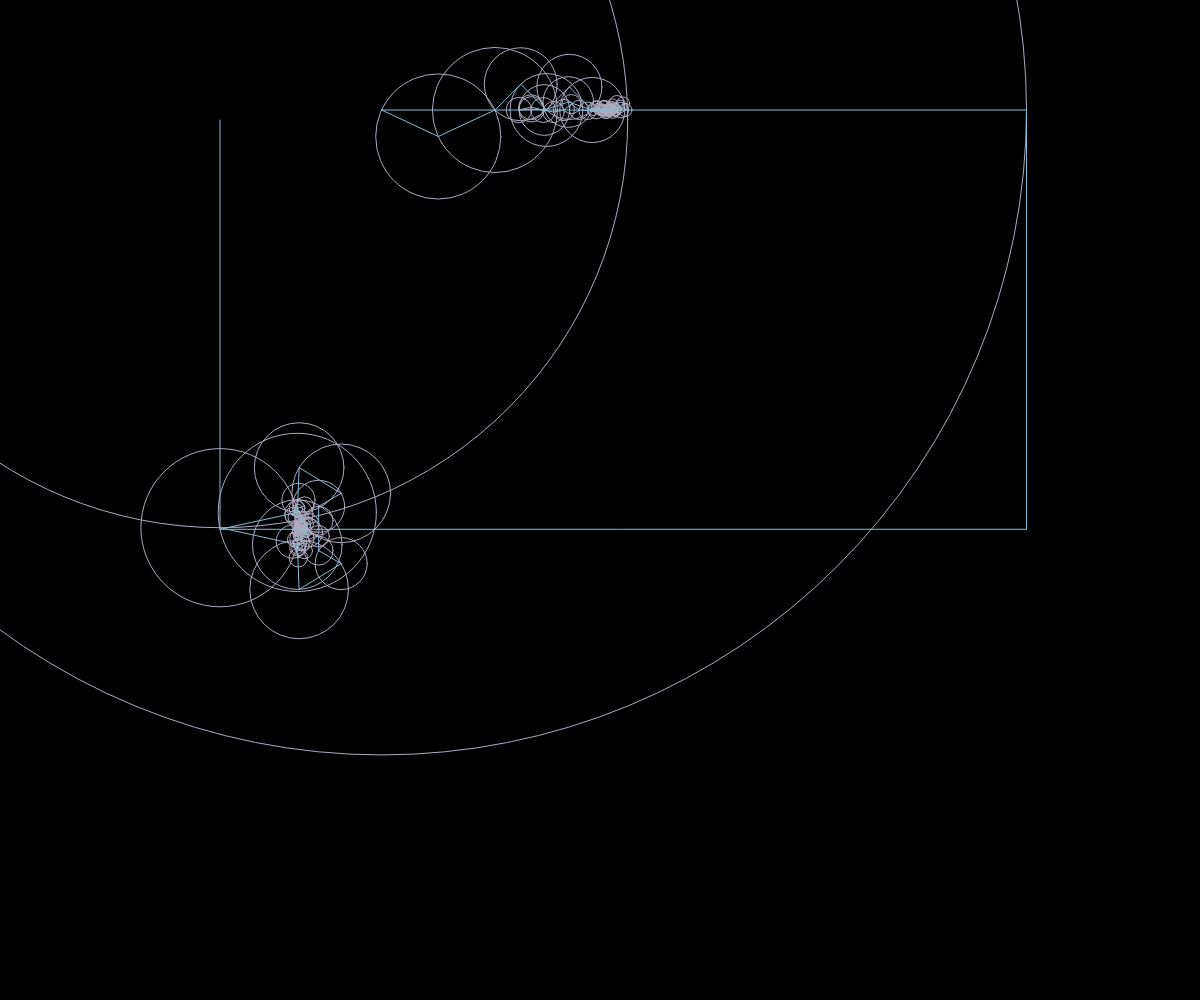
Frame 1 (no input)
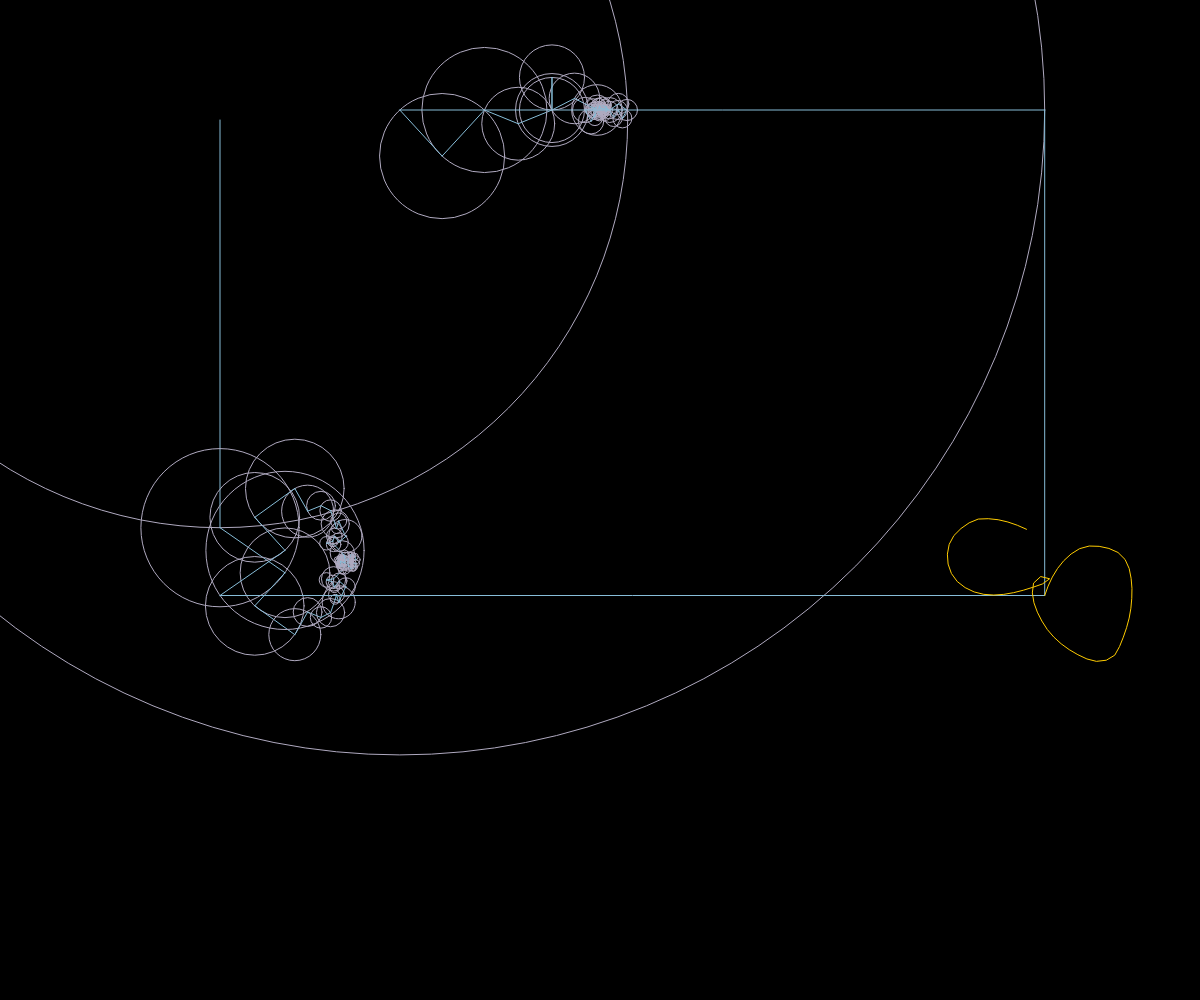
Frame 60 (no input)
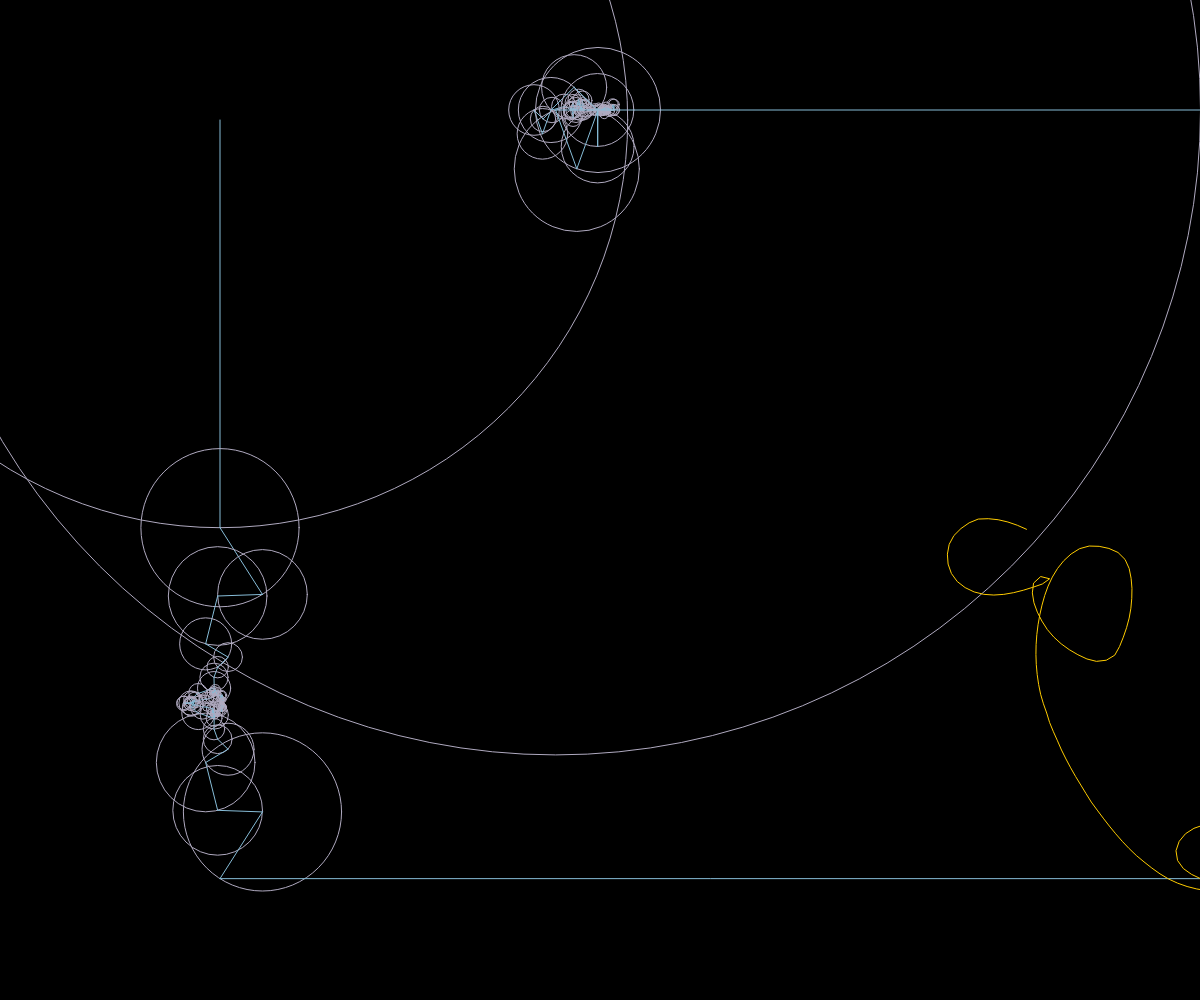
Frame 120 (the mouse pressed at the canvas centre since frame 60)

The p5.js sketch that drew these frames (run headless with seeded random() and noise() and a simulated clock; from frame 60 on, the mouse is pressed at the canvas centre):

// p5.js sketch
// ── sketch.js
let time = 0;
let wave = []; 
let signalX = [];
let signalY = [];
let fourierTransformSignalX;
let fourierTransformSignalY;

function setup()
{
	createCanvas(windowWidth,windowHeight);

	skip = 10;

	for(let i = 0; i<artUU.length; i++)
	{
		//angle = map(i,0,100,0,TWO_PI);
		//signalX[i] = 100*cos(angle);
		//signalX[i] = art[i].x; //200*noise(angle);
		//signalX[i] = 200*noise(angle);

		signalX.push(artUU[i].x);
	}
		
	for(let i = 0; i<artUU.length; i++)
	{
		//angle = map(i,0,100,0,TWO_PI);
		//signalY[i] = 100*sin(angle); //random(-250,100);
		//signalY[i] = art[i].y; //150*noise(angle+100);
		//signalY[i] = 150*noise(angle+100);

		signalY.push(artUU[i].y);
	} 

	//signal = [100,100,100,-100,-100,-100,100,100,100,-100,-100,-100];
	fourierTransformSignalX = dft(signalX);
	fourierTransformSignalY = dft(signalY);

	fourierTransformSignalX.sort((a,b) => a.amp-b.amp);
	//fourierTransformSignalY.sort((a,b) => b.amp-a.amp);
}

function epiCycles(x,y,fourierTransformSignal,rotation)
{
	for(let i=0;i<fourierTransformSignal.length;i++)
	{
		let prevx = x;
		let prevy = y;

		let freq = fourierTransformSignal[i].freq;
		let radius = fourierTransformSignal[i].amp;
		let phase = fourierTransformSignal[i].phase;
	
		x += radius * cos(freq * time + phase + rotation);
		y += radius * sin(freq * time + phase + rotation);
		
		
		stroke('#b0aac0');
		noFill();
		ellipse(prevx,prevy,radius*2);

		//fill(255);
		stroke('#87bdd8');
		line(prevx,prevy,x,y); 
	}

	return createVector(x,y);
}

function draw()
{
    background(0,0,0);

	translate(200,100);

	let vx = epiCycles(400,10,fourierTransformSignalX,0);
	let vy = epiCycles(20,20,fourierTransformSignalY,HALF_PI);

	let v = createVector(vx.x,vy.y);
	wave.unshift(v);

	line(vx.x,vx.y,v.x,v.y);
	line(vy.x,vy.y,v.x,v.y);

	beginShape();
	noFill();
	stroke(255, 204, 0);
	for(let i = 0;i<wave.length;i++)
	{
		vertex(wave[i].x,wave[i].y);
	}
	endShape();

	const dt = TWO_PI / fourierTransformSignalY.length;
    time += dt;
}
// ── Art.js
let art = [{x: 688.6,y: 534.639990234375},
{x: 685.754541015625,y: 531.317529296875},
{x: 682.4857421875,y: 528.411767578125},
{x: 678.828369140625,y: 526.014111328125},
{x: 674.87724609375,y: 524.133984375},
{x: 670.791162109375,y: 522.570751953125},
{x: 666.5154052734375,y: 521.6692871093751},
{x: 662.164111328125,y: 521.9073242187501},
{x: 658.2066406250001,y: 523.710888671875},
{x: 655.2179931640626,y: 526.877392578125},
{x: 653.2002685546875,y: 530.754052734375},
{x: 651.6937255859375,y: 534.8629882812501},
{x: 650.289111328125,y: 539.0087402343751},
{x: 648.66923828125,y: 543.073779296875},
{x: 646.5610595703125,y: 546.9046875},
{x: 643.7684814453125,y: 550.264208984375},
{x: 640.2845458984375,y: 552.897509765625},
{x: 636.2890625,y: 554.663427734375},
{x: 632.0145751953125,y: 555.576416015625},
{x: 627.6453125,y: 555.768359375},
{x: 623.28544921875,y: 555.40322265625},
{x: 618.978515625,y: 554.6279296875},
{x: 614.7304443359376,y: 553.5740234375},
{x: 610.5226318359375,y: 552.368310546875},
{x: 606.394482421875,y: 550.916552734375},
{x: 602.4296875,y: 549.06669921875},
{x: 598.7132568359375,y: 546.759423828125},
{x: 595.3357910156251,y: 543.980322265625},
{x: 592.3803466796876,y: 540.7562988281251},
{x: 589.8376220703126,y: 537.1955078125001},
{x: 587.7181640625,y: 533.36865234375},
{x: 586.1150146484375,y: 529.29931640625},
{x: 585.13818359375,y: 525.037158203125},
{x: 584.8983642578125,y: 520.672314453125},
{x: 585.5183349609375,y: 516.350341796875},
{x: 587.223046875,y: 512.3265136718751},
{x: 589.4573486328125,y: 508.56406250000003},
{x: 591.9389892578125,y: 504.95878906250005},
{x: 594.5653564453125,y: 501.457177734375},
{x: 597.2896484375001,y: 498.03115234375},
{x: 600.1036132812501,y: 494.67832031250003},
{x: 603.026171875,y: 491.41982421875},
{x: 606.0672607421875,y: 488.271630859375},
{x: 609.1839355468751,y: 485.197998046875},
{x: 612.2650146484375,y: 482.08891601562505},
{x: 615.2210449218751,y: 478.86088867187505},
{x: 618.0407470703126,y: 475.513134765625},
{x: 620.697998046875,y: 472.035400390625},
{x: 623.217919921875,y: 468.456298828125},
{x: 625.6802978515625,y: 464.83720703125005},
{x: 628.1165771484375,y: 461.200634765625},
{x: 630.5407470703126,y: 457.555810546875},
{x: 632.959521484375,y: 453.907421875},
{x: 635.3606933593751,y: 450.24755859375},
{x: 637.7576171875,y: 446.58486328125},
{x: 640.1474853515625,y: 442.91748046875},
{x: 642.5177978515626,y: 439.23759765625005},
{x: 644.8579833984375,y: 435.53818359375003},
{x: 647.161083984375,y: 431.815673828125},
{x: 649.438427734375,y: 428.0774169921875},
{x: 651.7029296875,y: 424.3313720703125},
{x: 653.940234375,y: 420.56901855468755},
{x: 656.133544921875,y: 416.7808837890625},
{x: 658.2658447265626,y: 412.9580322265625},
{x: 660.3218994140625,y: 409.093701171875},
{x: 662.291015625,y: 405.18454589843753},
{x: 664.168603515625,y: 401.230419921875},
{x: 665.9556396484375,y: 397.2345703125},
{x: 667.5395263671876,y: 393.15463867187503},
{x: 668.9337890625,y: 389.00556640625},
{x: 670.1759033203125,y: 384.80852050781255},
{x: 671.2716552734375,y: 380.57084960937505},
{x: 672.2195068359375,y: 376.29765625000005},
{x: 673.01396484375,y: 371.99313964843753},
{x: 673.6472900390625,y: 367.662060546875},
{x: 673.9998535156251,y: 363.30217285156255},
{x: 673.568603515625,y: 358.95432128906253},
{x: 672.1415771484376,y: 354.8228759765625},
{x: 669.9731201171876,y: 351.028515625},
{x: 667.0408935546875,y: 347.79248046875},
{x: 663.380615234375,y: 345.4168212890625},
{x: 659.2075927734375,y: 344.1444091796875},
{x: 654.858837890625,y: 343.6582275390625},
{x: 650.485888671875,y: 343.725048828125},
{x: 646.155029296875,y: 344.348388671875},
{x: 641.8767578125,y: 345.26923828125},
{x: 637.68134765625,y: 346.5154541015625},
{x: 633.560107421875,y: 347.989404296875},
{x: 629.51201171875,y: 349.653955078125},
{x: 625.5573974609375,y: 351.5291748046875},
{x: 621.7466796875001,y: 353.680322265625},
{x: 618.21123046875,y: 356.2488037109375},
{x: 615.3392822265625,y: 359.541943359375},
{x: 612.9503662109375,y: 363.209228515625},
{x: 611.0020263671875,y: 367.1243896484375},
{x: 609.7795654296875,y: 371.316650390625},
{x: 609.5532470703125,y: 375.67744140625},
{x: 609.8,y: 380.04453125000003},
{x: 609.5447265625,y: 384.396435546875},
{x: 607.3119873046876,y: 388.08759765625},
{x: 603.4574462890625,y: 389.7414794921875},
{x: 599.1507324218751,y: 389.5345458984375},
{x: 596.3267578125001,y: 386.5566650390625},
{x: 595.9599853515625,y: 382.2385986328125},
{x: 596.5958007812501,y: 377.96943359375},
{x: 598.762744140625,y: 374.21953125000005},
{x: 598.919970703125,y: 369.879150390625},
{x: 598.3342041015626,y: 365.5554443359375},
{x: 597.1617919921875,y: 361.349072265625},
{x: 594.4158203125,y: 357.99667968750003},
{x: 590.46064453125,y: 356.32011718750005},
{x: 586.0896728515625,y: 356.2400146484375},
{x: 581.7631591796876,y: 355.5964599609375},
{x: 577.440576171875,y: 354.9073486328125},
{x: 573.1984130859375,y: 353.907958984375},
{x: 569.088330078125,y: 352.40227050781255},
{x: 565.0401611328125,y: 350.7483154296875},
{x: 562.1435302734376,y: 347.78732910156253},
{x: 562.637451171875,y: 343.6695556640625},
{x: 564.2945068359375,y: 339.6182861328125},
{x: 565.8787109375,y: 335.5377197265625},
{x: 567.2901611328125,y: 331.3977294921875},
{x: 568.557275390625,y: 327.20773925781253},
{x: 569.8244140625,y: 323.0177734375},
{x: 571.0915283203126,y: 318.82785644531253},
{x: 572.3586669921875,y: 314.6378662109375},
{x: 573.4014648437501,y: 310.3881103515625},
{x: 574.3915283203125,y: 306.12431640625},
{x: 575.3816162109375,y: 301.86032714843753},
{x: 576.3717041015625,y: 297.596337890625},
{x: 577.3617431640625,y: 293.33251953125},
{x: 578.35185546875,y: 289.06845703125003},
{x: 579.0068359375,y: 284.74497070312503},
{x: 579.5497802734376,y: 280.401318359375},
{x: 580.092724609375,y: 276.05791015625},
{x: 580.608935546875,y: 271.7123046875},
{x: 580.745654296875,y: 267.3371337890625},
{x: 580.8823974609375,y: 262.9618896484375},
{x: 580.6814453125,y: 258.5943115234375},
{x: 580.3525634765625,y: 254.2293701171875},
{x: 579.9970703125,y: 249.86809082031252},
{x: 579.1293701171876,y: 245.577734375},
{x: 577.908447265625,y: 241.3997314453125},
{x: 576.134814453125,y: 237.39765625},
{x: 574.1151611328125,y: 233.5198486328125},
{x: 571.6407226562501,y: 229.92446289062502},
{x: 568.7957519531251,y: 226.6153564453125},
{x: 565.4679443359375,y: 223.77159423828127},
{x: 561.94326171875,y: 221.1907470703125},
{x: 558.197900390625,y: 218.93199462890627},
{x: 554.4712890625001,y: 216.6406005859375},
{x: 550.5582275390625,y: 214.69814453125002},
{x: 546.488330078125,y: 213.08817138671876},
{x: 542.4522705078125,y: 211.39779052734377},
{x: 538.3185546875,y: 209.98980712890625},
{x: 534.0625,y: 208.9805419921875},
{x: 529.7920166015625,y: 208.02169189453127},
{x: 525.4999267578125,y: 207.16713867187502},
{x: 521.1709228515625,y: 206.53139648437502},
{x: 516.8191650390625,y: 206.077587890625},
{x: 512.4489990234375,y: 205.84002685546875},
{x: 508.071533203125,y: 205.84002685546875},
{x: 503.694189453125,y: 205.84002685546875},
{x: 499.318115234375,y: 205.86800537109377},
{x: 494.957177734375,y: 206.24721679687502},
{x: 490.607861328125,y: 206.7254638671875},
{x: 486.2769287109375,y: 207.3612060546875},
{x: 481.95097656250005,y: 208.02818603515627},
{x: 477.6649169921875,y: 208.8673095703125},
{x: 473.7868896484375,y: 210.7549560546875},
{x: 471.22193603515626,y: 214.225341796875},
{x: 470.3598876953125,y: 218.48626708984375},
{x: 470.3598876953125,y: 222.8636474609375},
{x: 470.38013916015626,y: 227.235791015625},
{x: 472.7197509765625,y: 230.9248779296875},
{x: 475.356689453125,y: 234.4188232421875},
{x: 477.99365234375,y: 237.9128173828125},
{x: 481.5454833984375,y: 240.45424804687502},
{x: 485.14306640625,y: 242.947607421875},
{x: 488.6597412109375,y: 245.552490234375},
{x: 492.248388671875,y: 248.01042480468752},
{x: 496.2818115234375,y: 249.6858642578125},
{x: 500.1377685546875,y: 251.75773925781252},
{x: 504.0970703125,y: 253.6234130859375},
{x: 508.1458251953125,y: 255.2701171875},
{x: 512.29296875,y: 256.67045898437505},
{x: 516.440380859375,y: 258.0708740234375},
{x: 520.6763916015625,y: 259.099560546875},
{x: 525.008837890625,y: 259.7244384765625},
{x: 529.365673828125,y: 260.06279296875005},
{x: 533.7412841796875,y: 260.14458007812505},
{x: 538.1172851562501,y: 260.02788085937505},
{x: 542.483642578125,y: 259.73203125},
{x: 546.8168701171876,y: 259.141015625},
{x: 551.1130859375,y: 258.3033447265625},
{x: 555.399609375,y: 257.416943359375},
{x: 559.6435791015625,y: 256.362060546875},
{x: 561.048291015625,y: 254.1712646484375},
{x: 558.8779296875,y: 250.376416015625},
{x: 556.3987060546875,y: 246.7718017578125},
{x: 553.8232666015625,y: 243.2327880859375},
{x: 550.4279541015626,y: 240.50493164062502},
{x: 546.6741943359375,y: 238.252685546875},
{x: 542.6192138671875,y: 236.610546875},
{x: 538.4577392578126,y: 235.28459472656252},
{x: 534.2089599609376,y: 234.24013671875002},
{x: 529.8316162109375,y: 234.24013671875002},
{x: 525.45673828125,y: 234.3880126953125},
{x: 521.0887451171875,y: 234.6500244140625},
{x: 516.7284912109375,y: 235.0375732421875},
{x: 512.52080078125,y: 236.1767333984375},
{x: 508.3582763671875,y: 237.53076171875},
{x: 504.259423828125,y: 239.067822265625},
{x: 500.206396484375,y: 240.70537109375002},
{x: 496.3548095703125,y: 242.7847412109375},
{x: 492.5031494140625,y: 244.86418457031252},
{x: 488.651123046875,y: 246.943798828125},
{x: 485.234326171875,y: 249.65302734375},
{x: 482.20458984375,y: 252.770703125},
{x: 479.7032470703125,y: 256.3615966796875},
{x: 478.06552734375,y: 260.42033691406255},
{x: 477.0072265625,y: 264.66215820312505},
{x: 476.0229736328125,y: 268.92729492187505},
{x: 475.5136474609375,y: 273.273193359375},
{x: 475.32001953125,y: 277.63986816406253},
{x: 475.4915283203125,y: 282.0079833984375},
{x: 475.955810546875,y: 286.36083984375},
{x: 476.7359619140625,y: 290.6678955078125},
{x: 477.697412109375,y: 294.93161621093753},
{x: 478.9807373046875,y: 299.11640625},
{x: 480.5819091796875,y: 303.187158203125},
{x: 482.4809814453125,y: 307.13134765625},
{x: 484.3799560546875,y: 311.075341796875},
{x: 486.24970703125,y: 315.0331298828125},
{x: 488.118603515625,y: 318.9915771484375},
{x: 489.9874267578125,y: 322.9498291015625},
{x: 491.85625000000005,y: 326.9080810546875},
{x: 493.725048828125,y: 330.866357421875},
{x: 495.59392089843755,y: 334.82468261718753},
{x: 497.479150390625,y: 338.775341796875},
{x: 499.368310546875,y: 342.7239990234375},
{x: 501.257470703125,y: 346.67265625000005},
{x: 503.14665527343755,y: 350.621337890625},
{x: 505.03581542968755,y: 354.56999511718755},
{x: 506.9627197265625,y: 358.5001220703125},
{x: 508.9111572265625,y: 362.419921875},
{x: 510.8595947265625,y: 366.33974609375},
{x: 512.8028076171875,y: 370.2619873046875},
{x: 514.7160400390625,y: 374.1988525390625},
{x: 516.6294921875,y: 378.1361083984375},
{x: 518.542724609375,y: 382.07297363281253},
{x: 520.45615234375,y: 386.010205078125},
{x: 522.36943359375,y: 389.9471435546875},
{x: 524.2828125000001,y: 393.88427734375},
{x: 526.149169921875,y: 397.84375},
{x: 527.9873046875,y: 401.8164794921875},
{x: 529.825390625,y: 405.78911132812505},
{x: 531.6635498046876,y: 409.7619140625},
{x: 533.50166015625,y: 413.734619140625},
{x: 535.3826416015625,y: 417.68613281250003},
{x: 537.4086181640625,y: 421.56640625},
{x: 539.4345703125,y: 425.4466064453125},
{x: 541.3568603515625,y: 429.378857421875},
{x: 543.2675048828125,y: 433.317138671875},
{x: 545.1351318359375,y: 437.27578125},
{x: 546.9950927734376,y: 441.23828125},
{x: 548.92333984375,y: 445.16777343750005},
{x: 550.888818359375,y: 449.07817382812505},
{x: 552.9802978515625,y: 452.923779296875},
{x: 555.1651367187501,y: 456.7171875},
{x: 557.8293212890626,y: 460.17290039062505},
{x: 560.7582763671876,y: 463.42294921875003},
{x: 563.8395263671875,y: 466.52963867187503},
{x: 567.133740234375,y: 469.4091796875},
{x: 570.6755126953126,y: 471.9662109375},
{x: 574.4107666015625,y: 474.24887695312503},
{x: 578.2398193359375,y: 476.35996093750003},
{x: 582.2342529296875,y: 478.144970703125},
{x: 586.419140625,y: 479.389111328125},
{x: 590.7064208984375,y: 480.26596679687503},
{x: 595.076123046875,y: 480.46831054687505},
{x: 599.4423095703125,y: 480.24614257812505},
{x: 603.5589355468751,y: 479.025634765625},
{x: 606.654296875,y: 475.940087890625},
{x: 609.1699462890625,y: 472.39521484375},
{x: 610.4251953125,y: 468.26889648437503},
{x: 610.9892578125,y: 463.92832031250003},
{x: 610.9573974609375,y: 459.552734375},
{x: 610.3494384765625,y: 455.23251953125003},
{x: 608.7292236328126,y: 451.18017578125},
{x: 605.951806640625,y: 447.863427734375},
{x: 602.4263427734375,y: 445.29106445312505},
{x: 598.5184326171875,y: 443.34086914062505},
{x: 594.5208984375,y: 441.557373046875},
{x: 590.8653564453125,y: 439.17412109375005},
{x: 587.3841796875,y: 436.52607421875},
{x: 584.5961669921876,y: 433.19492187500003},
{x: 584.848876953125,y: 429.89194335937503},
{x: 589.0466796875,y: 431.104443359375},
{x: 593.3860107421875,y: 431.537060546875},
{x: 597.7340576171875,y: 432.042626953125},
{x: 602.09228515625,y: 432.429638671875},
{x: 606.466015625,y: 432.56005859375},
{x: 610.8431640625,y: 432.537255859375},
{x: 615.1769287109375,y: 432.079541015625},
{x: 619.4685791015625,y: 431.21787109375003},
{x: 623.23369140625,y: 428.9958740234375},
{x: 626.9344238281251,y: 426.65947265625005},
{x: 630.5989013671875,y: 424.26535644531253},
{x: 633.719189453125,y: 421.200927734375},
{x: 636.5363037109375,y: 417.878857421875},
{x: 638.5713134765625,y: 414.032177734375},
{x: 640.130810546875,y: 409.945458984375},
{x: 639.329248046875,y: 407.27336425781255},
{x: 634.9954833984375,y: 407.87875976562503},
{x: 630.6971435546875,y: 408.643701171875},
{x: 626.4582763671875,y: 409.735498046875},
{x: 622.172802734375,y: 410.6184326171875},
{x: 617.907275390625,y: 411.59326171875},
{x: 613.6556640625,y: 412.6345947265625},
{x: 609.3454833984375,y: 413.3589111328125},
{x: 604.9730712890625,y: 413.4400634765625},
{x: 600.598388671875,y: 413.28842773437503},
{x: 596.2526123046875,y: 412.7708740234375},
{x: 591.9085449218751,y: 412.23234863281255},
{x: 587.6552490234376,y: 411.2398193359375},
{x: 583.4737304687501,y: 409.95576171875},
{x: 579.3584228515625,y: 408.46396484375003},
{x: 575.4081298828125,y: 406.58981933593753},
{x: 571.5001220703125,y: 404.61789550781253},
{x: 567.5320068359375,y: 402.7766357421875},
{x: 564.1200439453125,y: 400.33005371093753},
{x: 568.128564453125,y: 399.76005859375005},
{x: 572.473876953125,y: 399.281640625},
{x: 576.6891357421875,y: 398.1253173828125},
{x: 580.760791015625,y: 396.545166015625},
{x: 584.4808837890625,y: 394.25961914062503},
{x: 588.523095703125,y: 392.7200439453125},
{x: 592.8541748046875,y: 393.239501953125},
{x: 596.861962890625,y: 394.8423095703125},
{x: 601.04541015625,y: 396.10666503906253},
{x: 605.379638671875,y: 396.61008300781253},
{x: 609.6446044921875,y: 395.82395019531253},
{x: 613.6612548828125,y: 394.1040283203125},
{x: 617.86123046875,y: 393.0400390625},
{x: 622.2078369140625,y: 393.33154296875},
{x: 626.4714599609375,y: 394.31123046875},
{x: 630.655224609375,y: 395.59855957031255},
{x: 634.7359619140625,y: 397.1688232421875},
{x: 638.9283935546875,y: 398.3214111328125},
{x: 643.1267333984375,y: 397.790673828125},
{x: 645.70341796875,y: 394.381494140625},
{x: 647.78828125,y: 390.53251953125005},
{x: 649.1051513671875,y: 386.37358398437505},
{x: 650.2767333984375,y: 382.15593261718755},
{x: 651.2573974609375,y: 377.89531250000005},
{x: 652.00556640625,y: 373.5823974609375},
{x: 652.6053222656251,y: 369.24785156250005},
{x: 653.1190673828125,y: 364.90078125},
{x: 653.6327880859376,y: 360.55388183593755},
{x: 654.146533203125,y: 356.206689453125},
{x: 654.318115234375,y: 351.8423583984375},
{x: 654.2463623046875,y: 347.46562500000005},
{x: 654.1380371093751,y: 343.0899169921875},
{x: 653.9630859375,y: 338.71604003906253},
{x: 653.525048828125,y: 334.3679443359375},
{x: 652.849267578125,y: 330.04294433593753},
{x: 651.810009765625,y: 325.79624023437503},
{x: 650.6493408203125,y: 321.5755859375},
{x: 649.2275390625,y: 317.44577636718753},
{x: 647.51728515625,y: 313.4165283203125},
{x: 645.8069824218751,y: 309.3871337890625},
{x: 644.0966552734376,y: 305.35776367187503},
{x: 642.3863525390625,y: 301.328369140625},
{x: 640.6760009765626,y: 297.29892578125003},
{x: 638.4776367187501,y: 293.5152587890625},
{x: 636.2568115234376,y: 289.7433349609375},
{x: 633.9970703125,y: 285.9947509765625},
{x: 631.7193359375001,y: 282.256494140625},
{x: 629.4414794921875,y: 278.51804199218753},
{x: 627.16376953125,y: 274.7798095703125},
{x: 624.85,y: 271.067138671875},
{x: 622.1459228515625,y: 267.6248779296875},
{x: 619.4421875,y: 264.1830810546875},
{x: 616.737939453125,y: 260.7406005859375},
{x: 614.03369140625,y: 257.2981689453125},
{x: 611.329541015625,y: 253.85585937500002},
{x: 608.6253417968751,y: 250.413427734375},
{x: 605.9210693359375,y: 246.970947265625},
{x: 603.2168701171875,y: 243.528564453125},
{x: 600.5126708984376,y: 240.086181640625},
{x: 597.808349609375,y: 236.64360351562502},
{x: 594.9974853515625,y: 233.29155273437502},
{x: 592.0635742187501,y: 230.0435546875},
{x: 589.129443359375,y: 226.79531250000002},
{x: 586.194970703125,y: 223.5467041015625},
{x: 583.2610107421875,y: 220.298681640625},
{x: 580.3266845703125,y: 217.05021972656252},
{x: 577.3927978515626,y: 213.80227050781252},
{x: 574.4586181640625,y: 210.55399169921876},
{x: 571.5242919921875,y: 207.30552978515627},
{x: 568.5896728515625,y: 204.05678710937502},
{x: 565.6528564453125,y: 200.8095703125},
{x: 562.6306640625,y: 197.64346923828126},
{x: 559.60830078125,y: 194.4771728515625},
{x: 556.585693359375,y: 191.31064453125},
{x: 553.5633544921875,y: 188.14437255859377},
{x: 550.540576171875,y: 184.97764892578127},
{x: 547.5178466796875,y: 181.810986328125},
{x: 544.7642822265625,y: 178.41058349609375},
{x: 542.037548828125,y: 174.98602294921875},
{x: 539.310986328125,y: 171.561669921875},
{x: 536.5842041015626,y: 168.13701171875002},
{x: 533.857568359375,y: 164.71258544921875},
{x: 531.131005859375,y: 161.288232421875},
{x: 528.672998046875,y: 157.67222900390627},
{x: 526.3206787109375,y: 153.98038330078126},
{x: 523.96826171875,y: 150.2884033203125},
{x: 521.616064453125,y: 146.5967529296875},
{x: 519.2638671875,y: 142.90509033203125},
{x: 517.444189453125,y: 138.9339111328125},
{x: 515.74150390625,y: 134.90128173828126},
{x: 514.1487548828125,y: 130.83387451171876},
{x: 513.221826171875,y: 126.55579833984376},
{x: 512.2948974609375,y: 122.27769775390625},
{x: 512.2000732421875,y: 117.91046142578125},
{x: 512.2000732421875,y: 113.53319091796875},
{x: 512.5873046875,y: 109.21026611328125},
{x: 513.7943603515625,y: 105.00281372070313},
{x: 515.0029296875,y: 100.79588012695314},
{x: 517.498974609375,y: 97.19990844726563},
{x: 520.0438232421875,y: 93.64275512695313},
{x: 522.9832763671875,y: 90.39921875},
{x: 525.92275390625,y: 87.15567016601562},
{x: 529.3495849609376,y: 84.46705322265625},
{x: 532.9455810546875,y: 81.97100830078125},
{x: 536.8956787109375,y: 80.11022338867187},
{x: 540.908349609375,y: 78.36001586914062},
{x: 544.958740234375,y: 76.70054931640625},
{x: 549.0103759765625,y: 75.04306640625},
{x: 553.0617919921875,y: 73.38565673828126},
{x: 557.2322509765625,y: 72.0591796875},
{x: 561.410693359375,y: 70.7552734375},
{x: 565.5944091796875,y: 69.46961975097656},
{x: 569.7962158203125,y: 68.24254760742187},
{x: 573.3065185546875,y: 66.9532257080078},
{x: 569.3884765625,y: 65.00126342773439},
{x: 565.35673828125,y: 63.29552001953125},
{x: 561.27021484375,y: 61.73451843261719},
{x: 557.12294921875,y: 60.333413696289064},
{x: 552.9762451171875,y: 58.93250122070313},
{x: 548.68642578125,y: 58.40000610351563},
{x: 544.3445556640625,y: 58.575808715820315},
{x: 540.3507568359375,y: 60.34698486328125},
{x: 536.8488525390626,y: 62.973419189453125},
{x: 535.5315185546875,y: 67.03810119628906},
{x: 534.809130859375,y: 71.30225830078126},
{x: 535.559228515625,y: 75.61544799804688},
{x: 536.3093017578126,y: 79.9284423828125},
{x: 538.0000244140625,y: 83.88628540039062},
{x: 540.285888671875,y: 87.61915283203125},
{x: 542.5716308593751,y: 91.35185546875},
{x: 544.8574951171875,y: 95.084716796875},
{x: 547.541064453125,y: 98.53441772460938},
{x: 550.3251953125,y: 101.91187744140626},
{x: 553.109375,y: 105.28941040039064},
{x: 555.9272216796876,y: 108.63807373046876},
{x: 558.8268798828126,y: 111.91713867187501},
{x: 561.7265869140625,y: 115.19623413085938},
{x: 564.6265869140625,y: 118.47565917968751},
{x: 567.526171875,y: 121.75465087890626},
{x: 570.42578125,y: 125.03364257812501},
{x: 573.3255126953125,y: 128.31276855468752},
{x: 576.22509765625,y: 131.59176025390627},
{x: 579.1248291015625,y: 134.87088623046876},
{x: 582.0246337890626,y: 138.15009765625},
{x: 584.924365234375,y: 141.42923583984376},
{x: 587.8240966796875,y: 144.7083740234375},
{x: 590.72392578125,y: 147.98763427734377},
{x: 593.62373046875,y: 151.26683349609377},
{x: 596.52333984375,y: 154.54582519531252},
{x: 599.367626953125,y: 157.8725830078125},
{x: 602.1630859375,y: 161.24105224609374},
{x: 604.9584716796876,y: 164.60946044921874},
{x: 607.7537841796875,y: 167.97777099609377},
{x: 610.5492919921876,y: 171.3463134765625},
{x: 613.344677734375,y: 174.71470947265627},
{x: 616.140185546875,y: 178.08327636718752},
{x: 618.9355224609376,y: 181.45159912109375},
{x: 621.73095703125,y: 184.82008056640626},
{x: 624.5263916015625,y: 188.18852539062502},
{x: 627.2865234375,y: 191.58507080078127},
{x: 629.9057373046876,y: 195.09245605468752},
{x: 632.524951171875,y: 198.5998291015625},
{x: 635.1441650390625,y: 202.10721435546876},
{x: 637.76318359375,y: 205.61434326171877},
{x: 640.3823486328125,y: 209.12169189453127},
{x: 643.0015625000001,y: 212.62907714843752},
{x: 645.620654296875,y: 216.1363037109375},
{x: 648.239794921875,y: 219.64360351562502},
{x: 650.7192138671876,y: 223.24439697265626},
{x: 652.9646484375,y: 227.00205078125},
{x: 655.2099853515625,y: 230.75954589843752},
{x: 657.4554199218751,y: 234.51723632812502},
{x: 659.7008056640625,y: 238.27480468750002},
{x: 661.94619140625,y: 242.03239746093752},
{x: 664.1915771484375,y: 245.78996582031252},
{x: 666.4369384765625,y: 249.54755859375},
{x: 668.6822998046875,y: 253.30507812500002},
{x: 670.92763671875,y: 257.0625732421875},
{x: 673.1729248046875,y: 260.81999511718755},
{x: 674.8948486328125,y: 264.8396240234375},
{x: 676.5579589843751,y: 268.8889404296875},
{x: 678.22099609375,y: 272.9380859375},
{x: 679.884033203125,y: 276.98720703125},
{x: 681.5470703125,y: 281.036328125},
{x: 683.210107421875,y: 285.0854736328125},
{x: 684.87294921875,y: 289.134228515625},
{x: 686.461572265625,y: 293.20895996093753},
{x: 687.641064453125,y: 297.42421875},
{x: 688.82060546875,y: 301.63962402343753},
{x: 690.000146484375,y: 305.8551025390625},
{x: 691.1763671875001,y: 310.07138671875003},
{x: 692.15791015625,y: 314.3373046875},
{x: 693.139453125,y: 318.6031005859375},
{x: 694.1209472656251,y: 322.8689697265625},
{x: 695.1025390625,y: 327.1349609375},
{x: 695.76806640625,y: 331.4580078125},
{x: 696.34365234375,y: 335.7971435546875},
{x: 696.9192871093751,y: 340.136376953125},
{x: 697.399951171875,y: 344.48193359375},
{x: 697.399951171875,y: 348.85922851562503},
{x: 697.399951171875,y: 353.236572265625},
{x: 697.3130859375001,y: 357.61008300781253},
{x: 696.92265625,y: 361.969970703125},
{x: 696.5322265625,y: 366.32988281250005},
{x: 696.141748046875,y: 370.6897705078125},
{x: 695.7513183593751,y: 375.04970703125},
{x: 695.360888671875,y: 379.40966796875},
{x: 694.938134765625,y: 383.7646484375},
{x: 694.11904296875,y: 388.0647216796875},
{x: 693.3,y: 392.3647705078125},
{x: 692.480908203125,y: 396.66484375000005},
{x: 691.661865234375,y: 400.9648681640625},
{x: 690.420361328125,y: 405.1560302734375},
{x: 689.0582031250001,y: 409.316064453125},
{x: 687.69609375,y: 413.47607421875},
{x: 686.333935546875,y: 417.63608398437503},
{x: 684.711181640625,y: 421.688623046875},
{x: 682.74541015625,y: 425.5997314453125},
{x: 680.7796386718751,y: 429.51083984375003},
{x: 678.8138183593751,y: 433.42192382812505},
{x: 676.5427978515625,y: 437.148583984375},
{x: 673.9954589843751,y: 440.70834960937503},
{x: 671.430908203125,y: 444.255078125},
{x: 668.656005859375,y: 447.64047851562503},
{x: 665.8810546875,y: 451.02587890625},
{x: 663.01396484375,y: 454.3232421875},
{x: 659.7598388671875,y: 457.25102539062505},
{x: 656.5057128906251,y: 460.17875976562505},
{x: 653.2515869140625,y: 463.10649414062505},
{x: 649.997607421875,y: 466.034130859375},
{x: 646.7437500000001,y: 468.96162109375},
{x: 643.4896240234375,y: 471.889404296875},
{x: 640.2354736328125,y: 474.81718750000005},
{x: 636.981201171875,y: 477.745068359375},
{x: 633.8851074218751,y: 480.8380859375},
{x: 630.8152587890625,y: 483.958251953125},
{x: 627.745263671875,y: 487.078564453125},
{x: 624.6753173828125,y: 490.198876953125},
{x: 621.6053222656251,y: 493.31918945312503},
{x: 618.5353515625,y: 496.43950195312505},
{x: 615.784423828125,y: 499.819482421875},
{x: 613.352734375,y: 503.45927734375005},
{x: 610.921044921875,y: 507.0990234375},
{x: 608.4893798828125,y: 510.73881835937505},
{x: 606.0576904296875,y: 514.37861328125},
{x: 604.002001953125,y: 518.198046875},
{x: 602.6934814453125,y: 522.37529296875},
{x: 603.38115234375,y: 526.5376953125001},
{x: 604.7517333984375,y: 530.6951660156251},
{x: 607.5213623046875,y: 534.074267578125},
{x: 610.9320556640625,y: 536.802978515625},
{x: 614.853515625,y: 538.73193359375},
{x: 619.052978515625,y: 539.9501953125},
{x: 623.382080078125,y: 540.5794921875},
{x: 627.7540283203125,y: 540.784228515625},
{x: 632.1311767578125,y: 540.7858398437501},
{x: 636.5066894531251,y: 540.6696289062501},
{x: 640.879443359375,y: 540.47021484375},
{x: 645.248779296875,y: 540.2060546875},
{x: 649.6147216796876,y: 539.88798828125},
{x: 653.9768310546875,y: 539.523486328125},
{x: 658.3353271484375,y: 539.117578125},
{x: 662.69013671875,y: 538.67392578125},
{x: 667.041455078125,y: 538.19541015625},
{x: 671.3888427734375,y: 537.684228515625},
{x: 675.7324462890625,y: 537.14189453125},
{x: 680.072216796875,y: 536.56982421875},
{x: 684.350732421875,y: 535.66728515625}];
// ── Art2.js
let art2 = [{x: 362.7199951171875,y: 535.92001953125},
{x: 357.61796875000005,y: 530.046533203125},
{x: 355.70427246093755,y: 522.596337890625},
{x: 358.501220703125,y: 515.33134765625},
{x: 362.85666503906253,y: 508.81206054687505},
{x: 367.21213378906253,y: 502.292724609375},
{x: 371.95805664062505,y: 496.0912109375},
{x: 377.45676269531253,y: 490.50234375},
{x: 382.95549316406255,y: 484.9134765625},
{x: 388.45419921875003,y: 479.324609375},
{x: 394.21403808593755,y: 474.0087890625},
{x: 400.04257812500003,y: 468.764794921875},
{x: 405.87114257812505,y: 463.52084960937503},
{x: 411.69968261718753,y: 458.27685546875},
{x: 417.40922851562505,y: 452.919189453125},
{x: 422.37944335937505,y: 446.85551757812505},
{x: 427.134033203125,y: 440.626611328125},
{x: 431.528515625,y: 434.14897460937505},
{x: 435.049462890625,y: 427.143701171875},
{x: 438.57041015625003,y: 420.13840332031253},
{x: 441.03154296875005,y: 412.6961181640625},
{x: 443.47128906250003,y: 405.24501953125},
{x: 445.37241210937503,y: 397.655029296875},
{x: 446.83940429687505,y: 389.9531494140625},
{x: 448.18798828125,y: 382.23471679687503},
{x: 448.88730468750003,y: 374.42558593750005},
{x: 449.58662109375,y: 366.6164794921875},
{x: 450.28593750000005,y: 358.807373046875},
{x: 450.48002929687505,y: 350.97568359375003},
{x: 450.397900390625,y: 343.1407470703125},
{x: 449.36689453125,y: 335.36845703125005},
{x: 448.29062500000003,y: 327.6043701171875},
{x: 446.53256835937503,y: 319.9636474609375},
{x: 444.77451171875003,y: 312.3229248046875},
{x: 442.76962890625003,y: 304.74509277343753},
{x: 440.65693359375,y: 297.1947509765625},
{x: 438.20981445312503,y: 289.7594482421875},
{x: 435.231103515625,y: 282.50693359375003},
{x: 432.252392578125,y: 275.25444335937505},
{x: 429.2737060546875,y: 268.001953125},
{x: 426.230224609375,y: 260.78190917968755},
{x: 422.208447265625,y: 254.051611328125},
{x: 418.18669433593755,y: 247.32133789062502},
{x: 414.16494140625,y: 240.591064453125},
{x: 410.1431884765625,y: 233.86074218750002},
{x: 406.12143554687503,y: 227.13046875},
{x: 401.95646972656255,y: 220.49608154296877},
{x: 397.26523437500003,y: 214.21407470703127},
{x: 392.57402343750005,y: 207.93204345703126},
{x: 387.88278808593753,y: 201.65003662109376},
{x: 383.19157714843755,y: 195.368017578125},
{x: 378.4101806640625,y: 189.15701904296876},
{x: 373.40317382812503,y: 183.1236572265625},
{x: 368.39619140625,y: 177.0903076171875},
{x: 363.38920898437505,y: 171.0569580078125},
{x: 358.38225097656255,y: 165.0236328125},
{x: 353.375244140625,y: 158.9902587890625},
{x: 348.2715576171875,y: 153.03973388671875},
{x: 343.07780761718755,y: 147.16644287109375},
{x: 337.884033203125,y: 141.2930908203125},
{x: 332.69023437500005,y: 135.4197509765625},
{x: 327.496484375,y: 129.546435546875},
{x: 322.302685546875,y: 123.6730712890625},
{x: 317.108935546875,y: 117.79976196289063},
{x: 311.9151611328125,y: 111.92641601562501},
{x: 306.7786376953125,y: 106.00417480468751},
{x: 301.79160156250003,y: 99.954345703125},
{x: 297.08139648437503,y: 93.70618896484375},
{x: 292.959716796875,y: 87.03660278320312},
{x: 289.3668701171875,y: 80.16949462890625},
{x: 288.10581054687503,y: 72.43118896484376},
{x: 289.29404296875003,y: 64.78559265136718},
{x: 294.99252929687503,y: 59.87854919433594},
{x: 302.581689453125,y: 58.63999938964844},
{x: 310.113671875,y: 60.51624145507813},
{x: 317.50974121093753,y: 63.109500122070315},
{x: 324.67021484375,y: 66.29511108398438},
{x: 321.5597412109375,y: 68.89034118652344},
{x: 314.0543212890625,y: 71.15638427734376},
{x: 306.569873046875,y: 73.49194946289063},
{x: 299.31052246093753,y: 76.45296630859374},
{x: 292.0742431640625,y: 79.4697509765625},
{x: 285.06955566406253,y: 82.93008422851562},
{x: 278.8498779296875,y: 87.65255126953126},
{x: 273.584912109375,y: 93.46218261718751},
{x: 269.0078857421875,y: 99.81846923828125},
{x: 266.40800781250005,y: 107.14700317382812},
{x: 265.360009765625,y: 114.84007568359375},
{x: 265.487158203125,y: 122.666796875},
{x: 267.14736328125,y: 130.32933349609374},
{x: 269.9521728515625,y: 137.62982177734375},
{x: 273.3840087890625,y: 144.65208740234374},
{x: 277.5970703125,y: 151.26427001953127},
{x: 281.8101806640625,y: 157.87651367187502},
{x: 286.4217041015625,y: 164.204296875},
{x: 291.30539550781253,y: 170.337841796875},
{x: 296.18916015625,y: 176.47145996093752},
{x: 301.14584960937503,y: 182.5413330078125},
{x: 306.55942382812503,y: 188.21268310546876},
{x: 311.973046875,y: 193.8841064453125},
{x: 317.3865966796875,y: 199.55544433593752},
{x: 322.6857177734375,y: 205.33306884765625},
{x: 327.9412353515625,y: 211.1511962890625},
{x: 333.1968017578125,y: 216.96937255859376},
{x: 338.452294921875,y: 222.78746337890627},
{x: 343.70786132812503,y: 228.60563964843752},
{x: 348.96337890625,y: 234.42375488281252},
{x: 353.85031738281253,y: 240.5523681640625},
{x: 358.69375,y: 246.7179931640625},
{x: 363.53708496093753,y: 252.88344726562502},
{x: 368.38041992187505,y: 259.04892578125},
{x: 373.22380371093755,y: 265.214453125},
{x: 378.067138671875,y: 271.37993164062505},
{x: 382.17392578125003,y: 278.056396484375},
{x: 386.2534912109375,y: 284.7518798828125},
{x: 390.2928466796875,y: 291.471337890625},
{x: 394.15336914062505,y: 298.2867431640625},
{x: 397.21677246093753,y: 305.5039306640625},
{x: 400.2801513671875,y: 312.72104492187503},
{x: 403.2973876953125,y: 319.954150390625},
{x: 405.37631835937503,y: 327.513916015625},
{x: 406.7803955078125,y: 335.21865234375},
{x: 407.2861328125,y: 343.03388671875},
{x: 407.45822753906253,y: 350.8719482421875},
{x: 407.0421142578125,y: 358.68369140625003},
{x: 406.12192382812503,y: 366.46982421875003},
{x: 405.093017578125,y: 374.24013671875},
{x: 403.5678955078125,y: 381.92353515625},
{x: 401.469482421875,y: 389.47783203125005},
{x: 397.8238037109375,y: 396.39462890625003},
{x: 390.959619140625,y: 398.373291015625},
{x: 383.59519042968753,y: 395.77084960937503},
{x: 376.036865234375,y: 393.714111328125},
{x: 368.3230712890625,y: 393.80705566406255},
{x: 361.0396240234375,y: 396.66562500000003},
{x: 353.2799072265625,y: 396.13071289062503},
{x: 345.97873535156253,y: 393.47314453125},
{x: 338.426416015625,y: 394.1068115234375},
{x: 331.5660400390625,y: 397.8502197265625},
{x: 323.97824707031253,y: 399.7445068359375},
{x: 317.57980957031253,y: 401.169921875},
{x: 324.51865234375003,y: 404.7865234375},
{x: 331.5184326171875,y: 408.31853027343755},
{x: 338.900830078125,y: 410.94804687500005},
{x: 346.53354492187503,y: 412.653955078125},
{x: 354.3200927734375,y: 413.5481201171875},
{x: 362.15573730468753,y: 413.641552734375},
{x: 369.8384033203125,y: 412.1404541015625},
{x: 377.49248046875005,y: 410.45847167968753},
{x: 385.09636230468755,y: 408.5548828125},
{x: 392.85502929687505,y: 407.4741455078125},
{x: 391.9263916015625,y: 413.76176757812505},
{x: 387.9119873046875,y: 420.40805664062503},
{x: 382.08256835937505,y: 425.60048828125},
{x: 375.460595703125,y: 429.79570312500005},
{x: 368.1668212890625,y: 432.355615234375},
{x: 360.36630859375003,y: 432.800048828125},
{x: 352.53764648437505,y: 432.47373046875003},
{x: 344.7420654296875,y: 431.65195312500003},
{x: 337.268505859375,y: 430.4896484375},
{x: 340.528466796875,y: 436.75297851562505},
{x: 346.83281250000005,y: 441.40654296875005},
{x: 353.98117675781253,y: 444.62421875},
{x: 360.28505859375,y: 449.211572265625},
{x: 363.6611572265625,y: 456.155517578125},
{x: 364.15996093750005,y: 463.95419921875003},
{x: 362.87058105468753,y: 471.64389648437503},
{x: 358.24833984375005,y: 477.910791015625},
{x: 351.1909423828125,y: 480.6056640625},
{x: 343.3692626953125,y: 480.41440429687503},
{x: 335.77275390625005,y: 478.53984375000005},
{x: 328.70000000000005,y: 475.17900390625005},
{x: 322.0369384765625,y: 471.05229492187505},
{x: 316.1001708984375,y: 465.937744140625},
{x: 310.78837890625,y: 460.17548828125},
{x: 306.4404541015625,y: 453.68681640625005},
{x: 302.7552734375,y: 446.76811523437505},
{x: 299.32822265625003,y: 439.716796875},
{x: 295.9771240234375,y: 432.62890625},
{x: 292.5400634765625,y: 425.582275390625},
{x: 288.911279296875,y: 418.63225097656255},
{x: 285.541943359375,y: 411.5546875},
{x: 282.2496337890625,y: 404.4390380859375},
{x: 278.9572998046875,y: 397.3233642578125},
{x: 275.56303710937505,y: 390.25639648437505},
{x: 272.135986328125,y: 383.20458984375},
{x: 268.708935546875,y: 376.152783203125},
{x: 265.274658203125,y: 369.10471191406253},
{x: 261.78471679687505,y: 362.0837646484375},
{x: 258.2976318359375,y: 355.0615478515625},
{x: 254.8244384765625,y: 348.03239746093755},
{x: 251.35122070312502,y: 341.00322265625005},
{x: 247.91140136718752,y: 333.9578857421875},
{x: 244.5640380859375,y: 326.86801757812503},
{x: 241.2166748046875,y: 319.77805175781253},
{x: 237.86928710937502,y: 312.6881103515625},
{x: 234.47758789062502,y: 305.619580078125},
{x: 231.51884765625002,y: 298.37192382812503},
{x: 229.55534667968752,y: 290.794384765625},
{x: 228.41628417968752,y: 283.042626953125},
{x: 228.1669921875,y: 275.21623535156255},
{x: 229.25637207031252,y: 267.4623779296875},
{x: 231.218115234375,y: 259.8855224609375},
{x: 234.99970703125,y: 253.0746826171875},
{x: 240.632080078125,y: 247.67619628906252},
{x: 247.5168212890625,y: 243.9305419921875},
{x: 254.45805664062502,y: 240.29824218750002},
{x: 261.804931640625,y: 237.56240234375002},
{x: 269.2967041015625,y: 235.3016357421875},
{x: 277.110400390625,y: 234.67238769531252},
{x: 284.947216796875,y: 234.48002929687502},
{x: 292.6134765625,y: 235.893408203125},
{x: 299.874658203125,y: 238.80483398437502},
{x: 306.283349609375,y: 243.2585205078125},
{x: 310.8928466796875,y: 249.59230957031252},
{x: 314.3647705078125,y: 255.97390136718752},
{x: 306.7805908203125,y: 257.92919921875},
{x: 299.089892578125,y: 259.4501953125},
{x: 291.2987060546875,y: 260.25439453125},
{x: 283.4610595703125,y: 260.33896484375},
{x: 275.6629638671875,y: 259.672119140625},
{x: 268.0470947265625,y: 257.9483642578125},
{x: 260.61875,y: 255.44008789062502},
{x: 253.43986816406252,y: 252.3089599609375},
{x: 246.4416259765625,y: 248.80056152343752},
{x: 239.86538085937502,y: 244.67006835937502},
{x: 233.4537109375,y: 240.15920410156252},
{x: 228.0219482421875,y: 234.639111328125},
{x: 223.498876953125,y: 228.249853515625},
{x: 223.03992919921876,y: 220.53062744140627},
{x: 224.6741943359375,y: 212.99916992187502},
{x: 231.0476806640625,y: 208.8653076171875},
{x: 238.7890380859375,y: 207.62574462890626},
{x: 246.55729980468752,y: 206.58101806640627},
{x: 254.37607421875,y: 206.07991943359377},
{x: 262.2162841796875,y: 206.07991943359377},
{x: 270.04863281250005,y: 206.35028076171875},
{x: 277.82248535156253,y: 207.34038085937502},
{x: 285.4890869140625,y: 208.96973876953126},
{x: 293.102099609375,y: 210.82015380859377},
{x: 300.3578369140625,y: 213.77410888671875},
{x: 307.460888671875,y: 217.05650634765627},
{x: 314.1353271484375,y: 221.1595458984375},
{x: 320.3565673828125,y: 225.898779296875},
{x: 325.55771484375003,y: 231.723974609375},
{x: 329.2508056640625,y: 238.6212158203125},
{x: 331.84140625000003,y: 245.97573242187502},
{x: 332.97604980468753,y: 253.7185791015625},
{x: 333.56511230468755,y: 261.536865234375},
{x: 333.36962890625,y: 269.372216796875},
{x: 332.66337890625005,y: 277.17282714843753},
{x: 331.69089355468753,y: 284.9527099609375},
{x: 330.2559814453125,y: 292.650048828125},
{x: 328.4826171875,y: 300.2873046875},
{x: 326.7092529296875,y: 307.9246337890625},
{x: 324.83969726562503,y: 315.53586425781253},
{x: 322.5700927734375,y: 323.04062500000003},
{x: 320.300537109375,y: 330.54533691406255},
{x: 317.7183837890625,y: 337.94223632812503},
{x: 314.585693359375,y: 345.11076660156255},
{x: 318.1673095703125,y: 351.1986083984375},
{x: 325.4841796875,y: 354.00339355468753},
{x: 333.12568359375,y: 355.62631835937503},
{x: 340.8985595703125,y: 356.47990722656255},
{x: 348.03349609375005,y: 359.00554199218755},
{x: 351.07512207031255,y: 366.0894287109375},
{x: 351.621484375,y: 373.8723388671875},
{x: 348.64814453125,y: 380.95085449218755},
{x: 349.77490234375,y: 388.5487060546875},
{x: 357.0765380859375,y: 390.002587890625},
{x: 362.22998046875,y: 384.69023437500005}
];
// ── ArtUltima.js
let artU = [{x: 696,y: 656.7000122070312},
{x: 705.9441223144531,y: 656.614990234375},
{x: 715.4571228027344,y: 653.607666015625},
{x: 724.3150634765625,y: 648.9834594726562},
{x: 732.6885375976562,y: 643.522216796875},
{x: 740.7569580078125,y: 637.6170654296875},
{x: 748.6494140625,y: 631.4779663085938},
{x: 756.4545288085938,y: 625.22802734375},
{x: 764.2297973632812,y: 618.9408569335938},
{x: 771.96142578125,y: 612.6004638671875},
{x: 779.4689331054688,y: 605.9976196289062},
{x: 786.5061645507812,y: 598.8978881835938},
{x: 793.0125122070312,y: 591.306640625},
{x: 799.1867065429688,y: 583.4424438476562},
{x: 804.9850463867188,y: 575.29736328125},
{x: 810.3404541015625,y: 566.8549194335938},
{x: 815.1552734375,y: 558.0936279296875},
{x: 819.287109375,y: 548.991455078125},
{x: 822.52783203125,y: 539.5371704101562},
{x: 824.5784301757812,y: 529.7589416503906},
{x: 825.0394897460938,y: 519.7842102050781},
{x: 823.4794921875,y: 509.9285888671875},
{x: 819.6709594726562,y: 500.70892333984375},
{x: 813.9494018554688,y: 492.527587890625},
{x: 806.9193115234375,y: 485.429931640625},
{x: 798.9995727539062,y: 479.3360290527344},
{x: 790.3995971679688,y: 474.248291015625},
{x: 781.1714477539062,y: 470.4078674316406},
{x: 771.688720703125,y: 467.2690734863281},
{x: 761.775390625,y: 466.0421142578125},
{x: 751.7816162109375,y: 465.8793640136719},
{x: 741.824462890625,y: 466.7408142089844},
{x: 732.0278015136719,y: 468.7135009765625},
{x: 722.8926391601562,y: 472.380859375},
{x: 713.9031066894531,y: 476.7216491699219},
{x: 706.3383483886719,y: 483.1437683105469},
{x: 700.2793579101562,y: 491.0795593261719},
{x: 695.6329956054688,y: 499.9111328125},
{x: 692.9743957519531,y: 509.53155517578125},
{x: 692.2408142089844,y: 519.4898986816406},
{x: 693.1773681640625,y: 529.4353332519531},
{x: 695.4916687011719,y: 539.1558837890625},
{x: 699.0925903320312,y: 548.4714965820312},
{x: 704.037353515625,y: 557.1531982421875},
{x: 710.1509094238281,y: 565.0549926757812},
{x: 717.3483276367188,y: 571.9829711914062},
{x: 725.5083618164062,y: 577.7448120117188},
{x: 734.4644470214844,y: 582.1680908203125},
{x: 744.0047607421875,y: 585.1280517578125},
{x: 753.8779907226562,y: 586.6705322265625},
{x: 763.8622436523438,y: 587.123779296875},
{x: 773.8457641601562,y: 586.623046875},
{x: 783.6121215820312,y: 584.5130615234375},
{x: 793.0507202148438,y: 581.2316284179688},
{x: 801.9906005859375,y: 576.7688598632812},
{x: 810.2330322265625,y: 571.1227416992188},
{x: 817.5770874023438,y: 564.3480224609375},
{x: 824.3970947265625,y: 557.037109375},
{x: 830.8302001953125,y: 549.3837280273438},
{x: 836.8613891601562,y: 541.4095458984375},
{x: 842.4808959960938,y: 533.1401977539062},
{x: 847.6851196289062,y: 524.6035766601562},
{x: 852.4763793945312,y: 515.8283081054688},
{x: 856.8623657226562,y: 506.84307861328125},
{x: 860.8549194335938,y: 497.6763000488281},
{x: 864.4698486328125,y: 488.3543701171875},
{x: 867.6205444335938,y: 478.8677062988281},
{x: 870.2779541015625,y: 469.2283935546875},
{x: 872.6106567382812,y: 459.5057067871094},
{x: 874.5631713867188,y: 449.7000427246094},
{x: 876.0752563476562,y: 439.81707763671875},
{x: 877.0827026367188,y: 429.8701477050781},
{x: 877.518798828125,y: 419.8820495605469},
{x: 877.3173828125,y: 409.886962890625},
{x: 876.4168090820312,y: 399.9304504394531},
{x: 874.766357421875,y: 390.0710754394531},
{x: 872.3318481445312,y: 380.37554931640625},
{x: 868.9036254882812,y: 370.9859924316406},
{x: 864.802734375,y: 361.8683166503906},
{x: 860.0967407226562,y: 353.04766845703125},
{x: 854.8445434570312,y: 344.54071044921875},
{x: 849.1132202148438,y: 336.34869384765625},
{x: 842.97265625,y: 328.4584045410156},
{x: 836.491455078125,y: 320.8451843261719},
{x: 829.7338256835938,y: 313.47613525390625},
{x: 822.7584228515625,y: 306.3118591308594},
{x: 815.6195068359375,y: 299.31072998046875},
{x: 808.31640625,y: 292.48394775390625},
{x: 800.503662109375,y: 286.2445068359375},
{x: 792.7184448242188,y: 279.9713134765625},
{x: 784.5464477539062,y: 274.2091522216797},
{x: 776.3323974609375,y: 268.5074157714844},
{x: 768.057861328125,y: 262.8935546875},
{x: 760.3596801757812,y: 256.8760681152344},
{x: 761.5260620117188,y: 247.3141326904297},
{x: 770.2025146484375,y: 242.88352966308594},
{x: 780.1498413085938,y: 243.5773162841797},
{x: 789.0015869140625,y: 247.2691192626953},
{x: 781.5712890625,y: 251.39962768554688},
{x: 771.6246948242188,y: 250.7279510498047},
{x: 761.9920043945312,y: 248.10400390625},
{x: 753.7708740234375,y: 242.63711547851562},
{x: 750.5106811523438,y: 233.29612731933594},
{x: 748.215087890625,y: 224.2999725341797},
{x: 741.8135375976562,y: 230.84730529785156},
{x: 737.5652770996094,y: 239.89707946777344},
{x: 733.1388549804688,y: 248.85801696777344},
{x: 726.8515625,y: 256.55560302734375},
{x: 717.5993347167969,y: 259.84930419921875},
{x: 707.9954528808594,y: 257.56712341308594},
{x: 701.1083984375,y: 250.4563446044922},
{x: 697.0763244628906,y: 241.3326416015625},
{x: 694.7569580078125,y: 231.6168212890625},
{x: 693.443359375,y: 221.70533752441406},
{x: 692.6677856445312,y: 211.73773193359375},
{x: 692.4445495605469,y: 201.7423553466797},
{x: 692.8506469726562,y: 191.7578887939453},
{x: 695.8131713867188,y: 182.24708557128906},
{x: 701.3359069824219,y: 173.9478302001953},
{x: 708.7845153808594,y: 167.3146514892578},
{x: 717.6086120605469,y: 162.66246032714844},
{x: 727.2828063964844,y: 160.54344177246094},
{x: 737.0487976074219,y: 161.81976318359375},
{x: 742.4333801269531,y: 169.64833068847656},
{x: 743.8282165527344,y: 179.54766845703125},
{x: 744.470947265625,y: 189.52297973632812},
{x: 746.0025634765625,y: 199.34620666503906},
{x: 750.4503784179688,y: 207.97515869140625},
{x: 758.864990234375,y: 213.3430938720703},
{x: 767.59814453125,y: 218.2032470703125},
{x: 774.2297973632812,y: 225.56187438964844},
{x: 777.0548095703125,y: 235.08633422851562},
{x: 776.7528686523438,y: 245.05416870117188},
{x: 774.4444580078125,y: 254.78189086914062},
{x: 771.9110107421875,y: 264.4543151855469},
{x: 769.022705078125,y: 274.02635192871094},
{x: 763.6402587890625,y: 282.2781677246094},
{x: 753.8411254882812,y: 282.90643310546875},
{x: 744.8776245117188,y: 278.6640319824219},
{x: 738.3932189941406,y: 271.16961669921875},
{x: 735.4011840820312,y: 261.6639099121094},
{x: 733.8221130371094,y: 251.7910614013672},
{x: 733.2936706542969,y: 241.8359832763672},
{x: 734.9542236328125,y: 231.99298095703125},
{x: 739.6243591308594,y: 223.320556640625},
{x: 746.1803588867188,y: 226.6947479248047},
{x: 741.4691162109375,y: 235.484130859375},
{x: 736.6085815429688,y: 244.22254943847656},
{x: 731.7129516601562,y: 252.9407501220703},
{x: 727.4306030273438,y: 261.7637634277344},
{x: 722.0296325683594,y: 270.1770324707031},
{x: 715.8946228027344,y: 278.0645446777344},
{x: 708.5838928222656,y: 284.86260986328125},
{x: 699.8824462890625,y: 289.685302734375},
{x: 690.2419128417969,y: 291.7859802246094},
{x: 681.1083679199219,y: 288.3491516113281},
{x: 678.5469665527344,y: 279.11798095703125},
{x: 680.338623046875,y: 269.3009033203125},
{x: 682.9216613769531,y: 259.64271545410156},
{x: 686.2098388671875,y: 250.20245361328125},
{x: 690.283935546875,y: 241.07443237304688},
{x: 695.1497192382812,y: 232.34324645996094},
{x: 701.2701721191406,y: 224.47119140625},
{x: 709.2465515136719,y: 218.4892578125},
{x: 718.4453735351562,y: 214.6226806640625},
{x: 728.2309265136719,y: 212.62754821777344},
{x: 738.2100830078125,y: 212.11753845214844},
{x: 748.18408203125,y: 212.76429748535156},
{x: 757.5556640625,y: 211.02496337890625},
{x: 762.3027954101562,y: 202.33929443359375},
{x: 765.3848876953125,y: 192.8318634033203},
{x: 767.5516357421875,y: 183.0728759765625},
{x: 768.9090576171875,y: 173.17160034179688},
{x: 768.6821899414062,y: 163.1865692138672},
{x: 767.0309448242188,y: 153.33090209960938},
{x: 764.4154663085938,y: 143.68341064453125},
{x: 760.7459106445312,y: 134.40113830566406},
{x: 755.5606689453125,y: 125.86383056640625},
{x: 748.9742431640625,y: 118.36131286621094},
{x: 740.8568420410156,y: 112.5752944946289},
{x: 731.362548828125,y: 109.61390686035156},
{x: 721.599365234375,y: 110.7606201171875},
{x: 716.2635192871094,y: 119.0514907836914},
{x: 713.9862365722656,y: 128.76981353759766},
{x: 713.4559326171875,y: 138.74566650390625},
{x: 714.1170349121094,y: 148.71893310546875},
{x: 715.4382019042969,y: 158.62974548339844},
{x: 718.0158386230469,y: 168.2541046142578},
{x: 722.704345703125,y: 177.06301879882812},
{x: 728.2322998046875,y: 185.3922576904297},
{x: 734.32763671875,y: 193.31686401367188},
{x: 740.8701171875,y: 200.8768768310547},
{x: 747.74169921875,y: 208.13975524902344},
{x: 754.8329467773438,y: 215.18968200683594},
{x: 762.04345703125,y: 222.11727905273438},
{x: 769.2815551757812,y: 229.01577758789062},
{x: 777.7064208984375,y: 234.2417449951172},
{x: 787.5667724609375,y: 235.54859924316406},
{x: 795.8220825195312,y: 230.99102783203125},
{x: 801.3157348632812,y: 222.66722106933594},
{x: 804.9924926757812,y: 213.38087463378906},
{x: 807.4178466796875,y: 203.68490600585938},
{x: 808.5953979492188,y: 193.79306030273438},
{x: 806.992431640625,y: 183.9292755126953},
{x: 802.7029418945312,y: 175.11233520507812},
{x: 797.494873046875,y: 166.5785675048828},
{x: 791.26611328125,y: 158.77806091308594},
{x: 782.9929809570312,y: 153.30270385742188},
{x: 773.2192993164062,y: 152.84429931640625},
{x: 765.6158447265625,y: 159.14126586914062},
{x: 760.4259643554688,y: 167.68508911132812},
{x: 756.2412109375,y: 176.74005126953125},
{x: 754.0140380859375,y: 186.4879913330078},
{x: 751.977783203125,y: 196.27748107910156},
{x: 750.4094848632812,y: 206.15182495117188},
{x: 749.6385498046875,y: 216.11683654785156},
{x: 744.8794555664062,y: 224.3768768310547},
{x: 737.1462097167969,y: 230.6896209716797},
{x: 728.42431640625,y: 235.56063842773438},
{x: 719.1678161621094,y: 239.33189392089844},
{x: 709.6626281738281,y: 242.4319610595703},
{x: 700.0814819335938,y: 245.2936248779297},
{x: 691.7139892578125,y: 250.70794677734375},
{x: 682.9744873046875,y: 255.5572967529297},
{x: 673.7099914550781,y: 259.2971649169922},
{x: 663.9812622070312,y: 261.5534973144531},
{x: 654.0084228515625,y: 262.15509033203125},
{x: 644.0260009765625,y: 261.64991760253906},
{x: 634.1141357421875,y: 260.3464050292969},
{x: 624.2848205566406,y: 258.5133056640625},
{x: 614.4266662597656,y: 257.07579040527344},
{x: 604.5369567871094,y: 256.34446716308594},
{x: 595.5413513183594,y: 252.42413330078125},
{x: 592.9708251953125,y: 255.2337188720703},
{x: 593.6830749511719,y: 265.1647033691406},
{x: 590.7050476074219,y: 274.642333984375},
{x: 586.0146789550781,y: 283.470947265625},
{x: 580.6130981445312,y: 291.882080078125},
{x: 574.4555358886719,y: 299.7544860839844},
{x: 567.4993286132812,y: 306.9299011230469},
{x: 559.7268371582031,y: 313.2081298828125},
{x: 551.1695861816406,y: 318.36480712890625},
{x: 541.5423278808594,y: 321.061767578125},
{x: 531.782470703125,y: 323.21588134765625},
{x: 521.8256225585938,y: 323.922607421875},
{x: 512.0206604003906,y: 322.1505432128906},
{x: 503.2286682128906,y: 317.476806640625},
{x: 497.030517578125,y: 309.736083984375},
{x: 494.1654052734375,y: 300.1985778808594},
{x: 493.7113952636719,y: 290.2242126464844},
{x: 494.7876892089844,y: 280.2903137207031},
{x: 497.75494384765625,y: 270.76885986328125},
{x: 502.9177551269531,y: 262.2319030761719},
{x: 509.8681640625,y: 255.07229614257812},
{x: 518.1939697265625,y: 249.56884765625},
{x: 527.4955444335938,y: 245.95123291015625},
{x: 537.3572082519531,y: 244.40858459472656},
{x: 547.3219604492188,y: 243.5880126953125},
{x: 557.2879333496094,y: 242.77064514160156},
{x: 567.2587585449219,y: 242.02574157714844},
{x: 573.3799133300781,y: 246.7696075439453},
{x: 564.7802429199219,y: 251.68235778808594},
{x: 558.7579650878906,y: 259.61920166015625},
{x: 553.8832397460938,y: 268.34893798828125},
{x: 546.9919738769531,y: 275.4347839355469},
{x: 537.4346923828125,y: 277.8827819824219},
{x: 528.1288452148438,y: 274.6564025878906},
{x: 521.2997131347656,y: 267.3856201171875},
{x: 515.4963989257812,y: 259.25030517578125},
{x: 510.590087890625,y: 250.54270935058594},
{x: 506.56072998046875,y: 241.3946075439453},
{x: 503.35491943359375,y: 231.9268798828125},
{x: 500.89886474609375,y: 222.23666381835938},
{x: 499.5956115722656,y: 212.3399200439453},
{x: 500.2096862792969,y: 202.3726348876953},
{x: 502.4147033691406,y: 192.62847900390625},
{x: 507.4915771484375,y: 184.20738220214844},
{x: 512.2518310546875,y: 175.71250915527344},
{x: 519.8110961914062,y: 169.21702575683594},
{x: 528.8896179199219,y: 165.1836395263672},
{x: 538.8022155761719,y: 166.04702758789062},
{x: 547.9319458007812,y: 169.9845733642578},
{x: 555.4546813964844,y: 176.5271453857422},
{x: 561.6037902832031,y: 184.40467834472656},
{x: 567.125244140625,y: 192.73829650878906},
{x: 572.0707397460938,y: 201.4281005859375},
{x: 576.4144592285156,y: 210.43275451660156},
{x: 580.1564331054688,y: 219.7044219970703},
{x: 583.0992736816406,y: 229.253173828125},
{x: 584.6858825683594,y: 239.0941619873047},
{x: 578.5062561035156,y: 243.18826293945312},
{x: 571.6009826660156,y: 236.09715270996094},
{x: 564.7470397949219,y: 228.81922912597656},
{x: 558.4654541015625,y: 221.04476928710938},
{x: 553.1046447753906,y: 212.61282348632812},
{x: 549.0079040527344,y: 203.5021514892578},
{x: 545.7996826171875,y: 194.03237915039062},
{x: 542.771484375,y: 184.50564575195312},
{x: 541.1544189453125,y: 174.65699768066406},
{x: 541.4993286132812,y: 164.67466735839844},
{x: 541.8885498046875,y: 154.69094848632812},
{x: 545.0038146972656,y: 145.2317123413086},
{x: 550.7694396972656,y: 137.10356903076172},
{x: 558.5382995605469,y: 130.87152099609375},
{x: 567.9501342773438,y: 127.64899444580078},
{x: 577.8217163085938,y: 128.4051055908203},
{x: 585.6522827148438,y: 134.35953521728516},
{x: 591.3109741210938,y: 142.59999084472656},
{x: 596.2303466796875,y: 151.3019561767578},
{x: 600.3384094238281,y: 160.4158477783203},
{x: 603.5487976074219,y: 169.88064575195312},
{x: 605.7673950195312,y: 179.62533569335938},
{x: 606.8959045410156,y: 189.55569458007812},
{x: 606.8452453613281,y: 199.54994201660156},
{x: 605.5539245605469,y: 209.4584197998047},
{x: 602.7365417480469,y: 219.01773071289062},
{x: 597.5697326660156,y: 227.49798583984375},
{x: 590.6558227539062,y: 234.6987762451172},
{x: 596.3995361328125,y: 241.36961364746094},
{x: 606.2846984863281,y: 242.5993194580078},
{x: 616.2774963378906,y: 242.60487365722656},
{x: 625.7962646484375,y: 239.84100341796875},
{x: 624.0379333496094,y: 231.75323486328125},
{x: 617.6803283691406,y: 237.0694580078125},
{x: 618.2502136230469,y: 247.04672241210938},
{x: 615.36279296875,y: 255.5770721435547},
{x: 606.0215148925781,y: 252.04100036621094},
{x: 597.0193786621094,y: 247.68487548828125},
{x: 589.34619140625,y: 242.2917022705078},
{x: 588.2510070800781,y: 232.40390014648438},
{x: 589.7659606933594,y: 222.5338134765625},
{x: 593.3870849609375,y: 213.3187255859375},
{x: 596.5443725585938,y: 203.8819122314453},
{x: 600.9961242675781,y: 194.95199584960938},
{x: 607.9255065917969,y: 187.84051513671875},
{x: 617.4052124023438,y: 185.19070434570312},
{x: 627.1674194335938,y: 187.2358856201172},
{x: 636.5284729003906,y: 190.73365783691406},
{x: 645.4678649902344,y: 195.2050323486328},
{x: 654.0395202636719,y: 200.33358764648438},
{x: 662.0135803222656,y: 206.3146209716797},
{x: 669.3100280761719,y: 213.1443634033203},
{x: 675.609375,y: 220.8909149169922},
{x: 679.9649353027344,y: 229.85704040527344},
{x: 681.4757385253906,y: 239.7001953125},
{x: 680.86669921875,y: 249.6712646484375},
{x: 678.6880187988281,y: 259.41920471191406},
{x: 674.9944458007812,y: 268.6996612548828},
{x: 669.8485717773438,y: 277.260498046875},
{x: 663.3414916992188,y: 284.83782958984375},
{x: 655.4999694824219,y: 290.9758605957031},
{x: 646.5771484375,y: 295.33160400390625},
{x: 636.66748046875,y: 296.063720703125},
{x: 627.1258850097656,y: 293.22845458984375},
{x: 619.0092468261719,y: 287.5090026855469},
{x: 612.3205871582031,y: 280.08770751953125},
{x: 606.2237243652344,y: 272.1663360595703},
{x: 600.6708374023438,y: 263.85972595214844},
{x: 595.8800659179688,y: 255.08497619628906},
{x: 590.133056640625,y: 246.9228515625},
{x: 581.3537292480469,y: 248.2895965576172},
{x: 575.6519775390625,y: 256.4542236328125},
{x: 571.0964660644531,y: 265.3448486328125},
{x: 568.6286926269531,y: 274.99620056152344},
{x: 569.0108032226562,y: 284.9675598144531},
{x: 571.3798522949219,y: 294.6659851074219},
{x: 575.5517272949219,y: 303.7377624511719},
{x: 581.2367553710938,y: 311.9508056640625},
{x: 588.2891540527344,y: 318.9964599609375},
{x: 596.0218811035156,y: 325.33245849609375},
{x: 604.6487121582031,y: 330.3725891113281},
{x: 613.5701904296875,y: 334.8394470214844},
{x: 623.1836547851562,y: 337.4829406738281},
{x: 633.1404724121094,y: 337.44500732421875},
{x: 642.2514953613281,y: 333.5805358886719},
{x: 647.8847351074219,y: 325.49957275390625},
{x: 649.6275329589844,y: 315.6749267578125},
{x: 649.5130920410156,y: 305.68621826171875},
{x: 648.2155456542969,y: 295.7783203125},
{x: 645.296142578125,y: 286.221923828125},
{x: 641.3121948242188,y: 277.05401611328125},
{x: 636.8528747558594,y: 268.1043701171875},
{x: 630.4158630371094,y: 260.5171661376953},
{x: 622.1084289550781,y: 254.9946746826172},
{x: 612.8725891113281,y: 251.18780517578125},
{x: 603.2215881347656,y: 248.62158203125},
{x: 593.2526550292969,y: 247.97305297851562},
{x: 583.4124145507812,y: 249.53330993652344},
{x: 574.7311096191406,y: 254.3673095703125},
{x: 567.5616149902344,y: 261.3333435058594},
{x: 560.5794067382812,y: 268.48936462402344},
{x: 553.7044372558594,y: 275.7498321533203},
{x: 546.8830261230469,y: 283.0624084472656},
{x: 540.0620727539062,y: 290.3719177246094},
{x: 533.1842041015625,y: 297.62921142578125},
{x: 526.1981201171875,y: 304.78216552734375},
{x: 519.0574340820312,y: 311.78076171875},
{x: 511.6625671386719,y: 318.50885009765625},
{x: 503.8476257324219,y: 324.7442932128906},
{x: 495.8160705566406,y: 330.6997985839844},
{x: 487.77549743652344,y: 336.6430969238281},
{x: 479.3054504394531,y: 341.9518737792969},
{x: 469.7030334472656,y: 343.800537109375},
{x: 467.48681640625,y: 334.8515625},
{x: 472.5871887207031,y: 326.25531005859375},
{x: 478.7371520996094,y: 318.38458251953125},
{x: 486.35618591308594,y: 311.95013427734375},
{x: 495.48944091796875,y: 307.99005126953125},
{x: 504.4110412597656,y: 303.8767395019531},
{x: 514.196533203125,y: 301.85797119140625},
{x: 524.1712646484375,y: 301.44183349609375},
{x: 533.9613952636719,y: 303.3192138671875},
{x: 542.7259216308594,y: 308.04290771484375},
{x: 549.3170471191406,y: 315.5278015136719},
{x: 553.635009765625,y: 324.489501953125},
{x: 554.7122802734375,y: 334.41021728515625},
{x: 554.8911437988281,y: 344.404052734375},
{x: 554.5068664550781,y: 354.394775390625},
{x: 552.5078430175781,y: 364.15472412109375},
{x: 548.5757446289062,y: 373.3370361328125},
{x: 543.6144409179688,y: 382.01953125},
{x: 538.0538940429688,y: 390.27728271484375},
{x: 530.3552856445312,y: 396.4852294921875},
{x: 521.0535278320312,y: 400.1435546875},
{x: 511.467041015625,y: 402.9752197265625},
{x: 501.6783142089844,y: 404.9981384277344},
{x: 491.7616882324219,y: 406.2525939941406},
{x: 481.7893371582031,y: 406.94140625},
{x: 471.796142578125,y: 407.27880859375},
{x: 461.79774475097656,y: 407.3894958496094},
{x: 451.8162536621094,y: 407.61907958984375},
{x: 442.6224365234375,y: 411.47576904296875},
{x: 433.81520080566406,y: 416.2088623046875},
{x: 424.79901123046875,y: 420.5243225097656},
{x: 415.25013732910156,y: 423.4373779296875},
{x: 405.3801574707031,y: 424.9761657714844},
{x: 395.5023956298828,y: 423.7837829589844},
{x: 386.63587951660156,y: 419.2406921386719},
{x: 379.2010803222656,y: 412.6007080078125},
{x: 373.86248779296875,y: 404.1878662109375},
{x: 370.3062438964844,y: 394.86962890625},
{x: 368.9551696777344,y: 384.9814758300781},
{x: 369.4601287841797,y: 375.0071105957031},
{x: 371.3487091064453,y: 365.2010192871094},
{x: 375.3971252441406,y: 356.0827331542969},
{x: 381.1516876220703,y: 347.9191589355469},
{x: 387.94744873046875,y: 340.590576171875},
{x: 395.5470428466797,y: 334.114013671875},
{x: 403.9800262451172,y: 328.75677490234375},
{x: 413.1969451904297,y: 324.8970947265625},
{x: 422.6964569091797,y: 321.7879333496094},
{x: 432.41571044921875,y: 319.4529724121094},
{x: 442.3111114501953,y: 318.0587158203125},
{x: 452.2977294921875,y: 317.75921630859375},
{x: 462.2469787597656,y: 318.6677551269531},
{x: 471.8750457763672,y: 321.23504638671875},
{x: 480.2124938964844,y: 326.6750793457031},
{x: 486.2239532470703,y: 334.5978698730469},
{x: 488.60882568359375,y: 344.2247619628906},
{x: 486.5378112792969,y: 353.92529296875},
{x: 482.2487335205078,y: 362.9554138183594},
{x: 477.64891052246094,y: 371.8338928222656},
{x: 473.42674255371094,y: 380.895263671875},
{x: 471.80699157714844,y: 390.6963195800781},
{x: 474.2994384765625,y: 400.298583984375},
{x: 480.9232482910156,y: 407.6407165527344},
{x: 489.8179626464844,y: 412.0910949707031},
{x: 499.71295166015625,y: 412.93780517578125},
{x: 509.1825866699219,y: 409.91864013671875},
{x: 517.5029296875,y: 404.9988098144531},
{x: 525.7613220214844,y: 399.4412536621094},
{x: 532.9508056640625,y: 392.4921569824219},
{x: 540.9693298339844,y: 386.5667724609375},
{x: 550.6978759765625,y: 385.21490478515625},
{x: 560.3583068847656,y: 387.7626953125},
{x: 568.926513671875,y: 392.5416259765625},
{x: 575.4129028320312,y: 400.1156311035156},
{x: 579.9955444335938,y: 408.983642578125},
{x: 582.9647521972656,y: 418.5207824707031},
{x: 584.7491760253906,y: 428.3544006347656},
{x: 585.729736328125,y: 438.3049011230469},
{x: 586.2260131835938,y: 448.29339599609375},
{x: 586.23291015625,y: 458.2844543457031},
{x: 584.66650390625,y: 468.1492614746094},
{x: 581.3137817382812,y: 477.5519104003906},
{x: 576.0208129882812,y: 486.00823974609375},
{x: 568.8210144042969,y: 492.9053955078125},
{x: 560.1566467285156,y: 497.8620300292969},
{x: 550.5289001464844,y: 500.49462890625},
{x: 540.6773071289062,y: 502.1788024902344},
{x: 530.7133178710938,y: 502.9555969238281},
{x: 520.7226867675781,y: 502.7217712402344},
{x: 510.81390380859375,y: 501.40545654296875},
{x: 501.4158630371094,y: 498.13006591796875},
{x: 493.3798522949219,y: 492.2381896972656},
{x: 487.3897705078125,y: 484.2776184082031},
{x: 483.38291931152344,y: 475.1447448730469},
{x: 480.97215270996094,y: 465.44000244140625},
{x: 478.5737762451172,y: 455.734130859375},
{x: 477.1501922607422,y: 445.8428039550781},
{x: 477.8161926269531,y: 435.8960876464844},
{x: 481.7694091796875,y: 426.8479309082031},
{x: 489.786865234375,y: 428.13775634765625},
{x: 489.3076477050781,y: 437.8482971191406},
{x: 484.330810546875,y: 446.4824523925781},
{x: 476.4019775390625,y: 452.4532775878906},
{x: 466.96238708496094,y: 455.5056457519531},
{x: 456.9904327392578,y: 455.5592346191406},
{x: 447.47401428222656,y: 452.64678955078125},
{x: 439.65599060058594,y: 446.51141357421875},
{x: 435.1832275390625,y: 437.6541748046875},
{x: 436.0318298339844,y: 427.8390197753906},
{x: 438.9841766357422,y: 418.29632568359375},
{x: 444.15931701660156,y: 409.80462646484375},
{x: 452.4201202392578,y: 404.3768615722656},
{x: 461.9838409423828,y: 405.659423828125},
{x: 462.8244171142578,y: 414.6339111328125},
{x: 454.2095947265625,y: 419.135498046875},
{x: 444.3340148925781,y: 418.2708435058594},
{x: 435.3893127441406,y: 413.8550109863281},
{x: 426.4971466064453,y: 409.28302001953125},
{x: 417.34205627441406,y: 405.26373291015625},
{x: 407.8952331542969,y: 402.0023498535156},
{x: 398.1633758544922,y: 399.73077392578125},
{x: 388.22715759277344,y: 398.6889343261719},
{x: 378.2423095703125,y: 399.0671081542969},
{x: 369.1686706542969,y: 402.7993469238281},
{x: 360.9748229980469,y: 408.52288818359375},
{x: 353.90613555908203,y: 415.5640563964844},
{x: 349.1983413696289,y: 424.3221130371094},
{x: 347.3833312988281,y: 434.1273498535156},
{x: 348.1067428588867,y: 444.07373046875},
{x: 351.3992462158203,y: 453.4815673828125},
{x: 357.24401092529297,y: 461.5435485839844},
{x: 365.15650939941406,y: 467.6310729980469},
{x: 374.15809631347656,y: 471.9398193359375},
{x: 383.8468780517578,y: 474.34588623046875},
{x: 393.81471252441406,y: 475.0382995605469},
{x: 403.7850799560547,y: 474.3620300292969},
{x: 413.6363220214844,y: 472.66180419921875},
{x: 423.33302307128906,y: 470.222412109375},
{x: 432.8874053955078,y: 467.2714538574219},
{x: 442.3360290527344,y: 464.0034484863281},
{x: 449.6475067138672,y: 458.7843017578125},
{x: 440.6991882324219,y: 456.5547180175781},
{x: 433.5743713378906,y: 463.098388671875},
{x: 432.33460998535156,y: 472.9146728515625},
{x: 433.9468536376953,y: 482.7815856933594},
{x: 437.3493957519531,y: 492.1645812988281},
{x: 441.8919677734375,y: 501.07000732421875},
{x: 447.27662658691406,y: 509.4752502441406},
{x: 453.79197692871094,y: 517.0548706054688},
{x: 461.17088317871094,y: 523.7891845703125},
{x: 469.2527618408203,y: 529.6672058105469},
{x: 477.8810577392578,y: 534.7112426757812},
{x: 486.924560546875,y: 538.9679565429688},
{x: 496.4239807128906,y: 541.3734741210938},
{x: 506.3419189453125,y: 540.2039184570312},
{x: 514.7509460449219,y: 535.1600952148438},
{x: 519.5884094238281,y: 526.4654235839844},
{x: 523.3208312988281,y: 517.190673828125},
{x: 526.5644226074219,y: 507.73114013671875},
{x: 529.1564331054688,y: 498.07891845703125},
{x: 530.8873901367188,y: 488.2371520996094},
{x: 531.7751770019531,y: 478.2771911621094},
{x: 531.9611206054688,y: 468.2816467285156},
{x: 531.1153259277344,y: 458.3256530761719},
{x: 529.1852416992188,y: 448.5198059082031},
{x: 525.0745849609375,y: 439.4606018066406},
{x: 518.0127868652344,y: 432.4593505859375},
{x: 508.9327392578125,y: 428.433837890625},
{x: 499.1616516113281,y: 426.33941650390625},
{x: 489.1927185058594,y: 426.0466003417969},
{x: 479.6021728515625,y: 428.6647033691406},
{x: 471.1396789550781,y: 433.96551513671875},
{x: 463.76641845703125,y: 440.7017517089844},
{x: 457.52996826171875,y: 448.50616455078125},
{x: 452.3526153564453,y: 457.0543212890625},
{x: 448.10833740234375,y: 466.1082763671875},
{x: 444.69911193847656,y: 475.5018615722656},
{x: 442.0110778808594,y: 485.1327819824219},
{x: 439.78965759277344,y: 494.8809814453125},
{x: 438.05419921875,y: 504.72662353515625},
{x: 436.8222198486328,y: 514.64892578125},
{x: 436.1091613769531,y: 524.6209411621094},
{x: 435.92742919921875,y: 534.6151123046875},
{x: 436.28538513183594,y: 544.6061401367188},
{x: 437.1874542236328,y: 554.5617065429688},
{x: 438.6336212158203,y: 564.453369140625},
{x: 440.619384765625,y: 574.2523803710938},
{x: 443.4344024658203,y: 583.794677734375},
{x: 446.70166015625,y: 593.0369873046875},
{x: 449.60594177246094,y: 602.501708984375},
{x: 453.41729736328125,y: 611.73681640625},
{x: 457.51283264160156,y: 620.8572387695312},
{x: 461.50286865234375,y: 630.02294921875},
{x: 465.96148681640625,y: 638.9724731445312},
{x: 470.64747619628906,y: 647.8038330078125},
{x: 475.59144592285156,y: 656.4924926757812},
{x: 480.79869079589844,y: 665.0299072265625},
{x: 486.0057067871094,y: 673.5670166015625},
{x: 491.2937316894531,y: 682.0489501953125},
{x: 497.2108459472656,y: 690.1100463867188},
{x: 503.2027282714844,y: 698.1156616210938},
{x: 509.3324279785156,y: 706.0176391601562},
{x: 515.6602783203125,y: 713.7583618164062},
{x: 522.2428588867188,y: 721.2825317382812},
{x: 529.1213073730469,y: 728.5347900390625},
{x: 536.3228454589844,y: 735.4714965820312},
{x: 544.0067749023438,y: 741.8677368164062},
{x: 551.85595703125,y: 748.0604858398438},
{x: 560.0020446777344,y: 753.8580932617188},
{x: 568.57470703125,y: 758.9933471679688},
{x: 577.6539001464844,y: 763.1731567382812},
{x: 587.0814819335938,y: 766.5001831054688},
{x: 596.7714538574219,y: 768.9585571289062},
{x: 606.638427734375,y: 770.5562744140625},
{x: 616.6056823730469,y: 771.3196411132812},
{x: 626.603515625,y: 771.2797241210938},
{x: 636.4764099121094,y: 769.7696533203125},
{x: 645.8788757324219,y: 766.421142578125},
{x: 654.0972595214844,y: 760.79345703125},
{x: 659.8449401855469,y: 752.6958618164062},
{x: 661.8271789550781,y: 742.9547729492188},
{x: 660.5505676269531,y: 733.0723876953125},
{x: 656.388916015625,y: 724.0361938476562},
{x: 650.1415100097656,y: 716.254638671875},
{x: 642.2158508300781,y: 710.203857421875},
{x: 632.9880981445312,y: 706.4232788085938},
{x: 623.2252197265625,y: 704.30419921875},
{x: 613.2524108886719,y: 703.71240234375},
{x: 603.3645324707031,y: 705.0470581054688},
{x: 593.9347534179688,y: 708.3185424804688},
{x: 585.5423889160156,y: 713.7012939453125},
{x: 579.1746826171875,y: 721.347412109375},
{x: 575.9865112304688,y: 730.7444458007812},
{x: 577.5770874023438,y: 740.512451171875},
{x: 583.3724060058594,y: 748.5737915039062},
{x: 591.5032653808594,y: 754.3487548828125},
{x: 600.5283203125,y: 758.6410522460938},
{x: 610.0535583496094,y: 761.6556396484375},
{x: 619.8717956542969,y: 763.5220336914062},
{x: 629.8422241210938,y: 764.1771850585938},
{x: 639.8164672851562,y: 763.5615844726562},
{x: 649.6202087402344,y: 761.6293334960938},
{x: 659.0623168945312,y: 758.3644409179688},
{x: 667.8973388671875,y: 753.7124633789062},
{x: 676.4756469726562,y: 748.57470703125},
{x: 684.5264587402344,y: 742.7512817382812},
{x: 693.1557006835938,y: 737.7014770507812},
{x: 701.7916259765625,y: 732.6610107421875},
{x: 710.232666015625,y: 727.3002319335938},
{x: 718.4795837402344,y: 721.6458129882812},
{x: 726.5403442382812,y: 715.7307739257812},
{x: 734.4322204589844,y: 709.590087890625},
{x: 742.1757507324219,y: 703.2625122070312},
{x: 749.7962036132812,y: 696.7872924804688},
{x: 757.3206176757812,y: 690.2022094726562},
{x: 764.4605102539062,y: 683.2110595703125},
{x: 771.4345703125,y: 676.0446166992188},
{x: 778.4078979492188,y: 668.87890625},
{x: 785.3820190429688,y: 661.71240234375},
{x: 792.1282348632812,y: 654.337646484375},
{x: 798.1380004882812,y: 646.3492431640625},
{x: 803.8208618164062,y: 638.1246948242188},
{x: 809.3095703125,y: 629.7713623046875},
{x: 814.3968505859375,y: 621.163818359375},
{x: 818.8372802734375,y: 612.2061157226562},
{x: 822.7545166015625,y: 603.0062866210938},
{x: 826.0570678710938,y: 593.5685424804688},
{x: 828.6909790039062,y: 583.9259643554688},
{x: 830.3391723632812,y: 574.0742797851562},
{x: 830.9122314453125,y: 564.0943603515625},
{x: 830.4595336914062,y: 554.10888671875},
{x: 828.9157104492188,y: 544.234130859375},
{x: 826.3030395507812,y: 534.587158203125},
{x: 822.4149169921875,y: 525.3772277832031},
{x: 817.9089965820312,y: 516.4518737792969},
{x: 812.7711181640625,y: 507.8755798339844},
{x: 806.4617919921875,y: 500.1381530761719},
{x: 799.4964599609375,y: 492.96783447265625},
{x: 791.7133178710938,y: 486.6988220214844},
{x: 783.3112182617188,y: 481.2874755859375},
{x: 774.3002319335938,y: 476.9671630859375},
{x: 764.764892578125,y: 473.9957580566406},
{x: 754.8738403320312,y: 472.6031494140625},
{x: 744.8936767578125,y: 472.8937072753906},
{x: 735.1660461425781,y: 475.1443176269531},
{x: 726.1578063964844,y: 479.4381408691406},
{x: 718.40771484375,y: 485.72161865234375},
{x: 711.8995666503906,y: 493.2878112792969},
{x: 707.3202819824219,y: 502.14556884765625},
{x: 704.0386962890625,y: 511.5846862792969},
{x: 702.2536010742188,y: 521.4112548828125},
{x: 702.2065734863281,y: 531.3965759277344},
{x: 704.1043701171875,y: 541.1963500976562},
{x: 708.0046081542969,y: 550.3840942382812},
{x: 713.8589477539062,y: 558.460205078125},
{x: 721.1253967285156,y: 565.3087158203125},
{x: 729.4859619140625,y: 570.770263671875},
{x: 738.6559448242188,y: 574.7325439453125},
{x: 748.3360595703125,y: 577.2013549804688},
{x: 758.2725219726562,y: 578.2581176757812},
{x: 768.2609252929688,y: 578.0076293945312},
{x: 778.1475219726562,y: 576.5454711914062},
{x: 787.8333129882812,y: 574.0813598632812},
{x: 797.0624389648438,y: 570.2642211914062},
{x: 805.5791015625,y: 565.0424194335938},
{x: 813.2250366210938,y: 558.6112670898438},
{x: 819.9672241210938,y: 551.2357177734375},
{x: 825.8729858398438,y: 543.17138671875},
{x: 831.0618286132812,y: 534.6268310546875},
{x: 835.6697998046875,y: 525.7553100585938},
{x: 839.831787109375,y: 516.6662902832031},
{x: 843.677978515625,y: 507.43524169921875},
{x: 847.33251953125,y: 498.1285095214844},
{x: 851.2970581054688,y: 488.9716796875},
{x: 855.7973022460938,y: 480.0450744628906},
{x: 859.4432983398438,y: 470.7362365722656},
{x: 862.2454833984375,y: 461.1398010253906},
{x: 864.2415161132812,y: 451.3439636230469},
{x: 865.4879760742188,y: 441.4234924316406},
{x: 866.0508422851562,y: 431.442138671875},
{x: 865.9999389648438,y: 421.4471130371094},
{x: 865.4026489257812,y: 411.46759033203125},
{x: 864.322265625,y: 401.5274963378906},
{x: 862.8171997070312,y: 391.6470031738281},
{x: 860.8887329101562,y: 381.8335876464844},
{x: 858.364501953125,y: 372.1628112792969},
{x: 854.9563598632812,y: 362.7663269042969},
{x: 850.4087524414062,y: 353.8699645996094},
{x: 845.3023681640625,y: 345.2787170410156},
{x: 839.1098022460938,y: 337.4521484375},
{x: 831.159912109375,y: 331.4427185058594},
{x: 822.0906982421875,y: 327.2661437988281},
{x: 812.4171752929688,y: 324.7858581542969},
{x: 802.4755859375,y: 323.7754821777344},
{x: 792.4825439453125,y: 323.92340087890625},
{x: 782.5439453125,y: 325.01409912109375},
{x: 772.8079833984375,y: 327.1939392089844},
{x: 763.1339111328125,y: 329.7158203125},
{x: 753.3605346679688,y: 331.8382568359375},
{x: 743.5570068359375,y: 333.8086242675781},
{x: 733.7767639160156,y: 335.8946838378906},
{x: 724.0836181640625,y: 338.3489685058594},
{x: 714.6187744140625,y: 341.55572509765625},
{x: 705.2046203613281,y: 344.9155578613281},
{x: 696.3501281738281,y: 349.52789306640625},
{x: 688.1745300292969,y: 355.27825927734375},
{x: 680.665771484375,y: 361.8720397949219},
{x: 674.11279296875,y: 369.409912109375},
{x: 668.94970703125,y: 377.9537658691406},
{x: 665.7341918945312,y: 387.3952331542969},
{x: 665.260498046875,y: 396.1814270019531},
{x: 670.2913208007812,y: 391.65380859375},
{x: 678.1527709960938,y: 385.4783935546875},
{x: 686.5294799804688,y: 380.0317077636719},
{x: 695.3104858398438,y: 375.2547607421875},
{x: 704.3907165527344,y: 371.0717468261719},
{x: 713.7464904785156,y: 367.5497741699219},
{x: 723.3539428710938,y: 364.7875061035156},
{x: 733.2047119140625,y: 363.1230163574219},
{x: 743.1893920898438,y: 362.71282958984375},
{x: 753.166259765625,y: 363.3421936035156},
{x: 762.9747314453125,y: 365.2154235839844},
{x: 772.313720703125,y: 368.76104736328125},
{x: 781.1948852539062,y: 373.34796142578125},
{x: 789.597412109375,y: 378.7445068359375},
{x: 796.306640625,y: 386.0924987792969},
{x: 799.3670654296875,y: 395.5049133300781},
{x: 794.2453002929688,y: 393.0096130371094},
{x: 785.161865234375,y: 388.8528137207031},
{x: 775.6080932617188,y: 385.927978515625},
{x: 765.7813720703125,y: 384.09503173828125},
{x: 755.8173828125,y: 383.258544921875},
{x: 745.8356323242188,y: 383.522705078125},
{x: 736.1326599121094,y: 385.8373107910156},
{x: 727.8023986816406,y: 391.1907653808594},
{x: 724.8111877441406,y: 400.4325866699219},
{x: 729.259521484375,y: 409.0766296386719},
{x: 738.7232055664062,y: 411.43634033203125},
{x: 745.896240234375,y: 405.3329772949219},
{x: 745.3980102539062,y: 395.49334716796875},
{x: 740.6910705566406,y: 386.7472839355469},
{x: 731.6422424316406,y: 383.7620849609375},
{x: 722.062744140625,y: 386.5153503417969},
{x: 713.9006042480469,y: 392.1565856933594},
{x: 709.0510559082031,y: 400.7932434082031},
{x: 709.0946350097656,y: 410.66766357421875},
{x: 714.1914978027344,y: 419.1491394042969},
{x: 722.4289855957031,y: 424.6999206542969},
{x: 732.1081848144531,y: 427.0210876464844},
{x: 742.0453186035156,y: 426.3327941894531},
{x: 751.296630859375,y: 422.66412353515625},
{x: 758.7647094726562,y: 416.0927734375},
{x: 763.0671997070312,y: 407.16094970703125},
{x: 762.5848388671875,y: 397.2837829589844},
{x: 757.2092895507812,y: 389.01092529296875},
{x: 748.3927612304688,y: 384.4613952636719},
{x: 738.5197143554688,y: 383.0660095214844},
{x: 728.5796508789062,y: 383.9281005859375},
{x: 719.0623779296875,y: 386.9415588378906},
{x: 710.0536193847656,y: 391.27593994140625},
{x: 701.1362915039062,y: 395.80047607421875},
{x: 692.5939636230469,y: 400.9927978515625},
{x: 684.48974609375,y: 406.84344482421875},
{x: 676.9281921386719,y: 413.3822937011719},
{x: 670.0482482910156,y: 420.63104248046875},
{x: 670.3722534179688,y: 424.0274963378906},
{x: 668.6409912109375,y: 425.2972412109375},
{x: 672.1285095214844,y: 426.0693054199219},
{x: 682.0347290039062,y: 427.44317626953125},
{x: 691.9652099609375,y: 428.6064147949219},
{x: 701.9242553710938,y: 429.5007629394531},
{x: 711.9059143066406,y: 430.0649108886719},
{x: 721.904296875,y: 430.23486328125},
{x: 731.8986206054688,y: 429.9429626464844},
{x: 741.8600158691406,y: 429.11962890625},
{x: 751.7548828125,y: 427.6949768066406},
{x: 761.5303955078125,y: 425.6037292480469},
{x: 771.1192016601562,y: 422.79144287109375},
{x: 780.4542236328125,y: 419.2183532714844},
{x: 789.45654296875,y: 414.869384765625},
{x: 798.0491943359375,y: 409.7580261230469},
{x: 806.0741577148438,y: 403.80377197265625},
{x: 813.5562744140625,y: 397.1690368652344},
{x: 820.5581665039062,y: 390.0354919433594},
{x: 826.905517578125,y: 382.3146057128906},
{x: 832.3613891601562,y: 373.9436950683594},
{x: 836.6351928710938,y: 364.9154968261719},
{x: 839.4247436523438,y: 355.3288269042969},
{x: 840.5325927734375,y: 345.4059143066406},
{x: 838.72998046875,y: 335.6549072265625},
{x: 833.2868041992188,y: 327.31689453125},
{x: 825.7758178710938,y: 320.74554443359375},
{x: 817.1163330078125,y: 315.7734375},
{x: 807.9468994140625,y: 311.7889099121094},
{x: 798.4501342773438,y: 308.6561279296875},
{x: 788.7158813476562,y: 306.38238525390625},
{x: 778.8201904296875,y: 304.94482421875},
{x: 768.8441162109375,y: 304.3021240234375},
{x: 758.8565063476562,y: 304.3969421386719},
{x: 748.8861694335938,y: 305.1665954589844},
{x: 738.9852294921875,y: 306.5460205078125},
{x: 729.1806945800781,y: 308.4715270996094},
{x: 719.478759765625,y: 310.88421630859375},
{x: 709.8060302734375,y: 313.4305725097656},
{x: 700.2644348144531,y: 316.4183349609375},
{x: 691.10595703125,y: 320.41180419921875},
{x: 683.0037231445312,y: 326.13946533203125},
{x: 674.8730163574219,y: 331.9502868652344},
{x: 667.4097290039062,y: 338.60284423828125},
{x: 660.6947326660156,y: 346.0126953125},
{x: 654.7737121582031,y: 354.06463623046875},
{x: 649.6456909179688,y: 362.64556884765625},
{x: 645.2847595214844,y: 371.6407470703125},
{x: 641.641357421875,y: 380.957275390625},
{x: 638.6632080078125,y: 390.4991455078125},
{x: 636.2860717773438,y: 400.21142578125},
{x: 634.4532775878906,y: 410.0360107421875},
{x: 633.1086120605469,y: 419.94287109375},
{x: 632.2045593261719,y: 429.8969421386719},
{x: 631.463134765625,y: 439.8681945800781},
{x: 630.9566345214844,y: 449.8568115234375},
{x: 630.8421020507812,y: 459.8510437011719},
{x: 631.1780700683594,y: 469.8406677246094},
{x: 632.0225524902344,y: 479.80645751953125},
{x: 633.4271545410156,y: 489.7054748535156},
{x: 635.4345397949219,y: 499.49456787109375},
{x: 638.0762939453125,y: 509.13201904296875},
{x: 641.7491455078125,y: 518.4125366210938},
{x: 647.0825500488281,y: 526.8554077148438},
{x: 653.3320007324219,y: 534.6585693359375},
{x: 659.670654296875,y: 542.3923950195312},
{x: 664.6593933105469,y: 550.9786987304688},
{x: 664.2071533203125,y: 560.7708129882812},
{x: 657.9132690429688,y: 568.37939453125},
{x: 648.654052734375,y: 571.8942260742188},
{x: 639.1390380859375,y: 569.64892578125},
{x: 637.94140625,y: 561.0806884765625},
{x: 646.6558532714844,y: 556.9918823242188},
{x: 651.8674621582031,y: 563.6314086914062},
{x: 644.8867797851562,y: 570.1416015625},
{x: 635.4232788085938,y: 573.32080078125},
{x: 625.5238037109375,y: 574.6193237304688},
{x: 615.5537414550781,y: 574.056884765625},
{x: 605.8414001464844,y: 571.7423706054688},
{x: 596.6624755859375,y: 567.806396484375},
{x: 594.8088073730469,y: 560.8065795898438},
{x: 602.1423950195312,y: 560.8053588867188},
{x: 611.1083068847656,y: 565.0889892578125},
{x: 617.5803527832031,y: 572.6079711914062},
{x: 620.3138427734375,y: 582.1446533203125},
{x: 619.0956420898438,y: 592.01416015625},
{x: 615.0848999023438,y: 601.14599609375},
{x: 609.3800354003906,y: 609.3469848632812},
{x: 602.5531005859375,y: 616.6443481445312},
{x: 594.8026733398438,y: 622.9482421875},
{x: 586.32080078125,y: 628.2384033203125},
{x: 577.3824768066406,y: 632.7166748046875},
{x: 568.0583190917969,y: 636.3050537109375},
{x: 558.1753234863281,y: 637.134521484375},
{x: 552.8034057617188,y: 635.0000610351562},
{x: 561.7774047851562,y: 632.4827880859375},
{x: 569.8435363769531,y: 626.6152954101562},
{x: 577.0674438476562,y: 619.7015991210938},
{x: 584.9024047851562,y: 613.5221557617188},
{x: 594.0570983886719,y: 609.5939331054688},
{x: 603.9610900878906,y: 608.5770874023438},
{x: 613.6590270996094,y: 610.8148803710938},
{x: 623.4232788085938,y: 610.9874877929688},
{x: 632.33935546875,y: 606.4891967773438},
{x: 642.025634765625,y: 605.9559326171875},
{x: 649.1801452636719,y: 612.6719360351562},
{x: 655.6193237304688,y: 620.3192749023438},
{x: 662.8533325195312,y: 627.2069702148438},
{x: 671.0431213378906,y: 632.9144287109375},
{x: 680.1964416503906,y: 636.8506469726562},
{x: 681.1840209960938,y: 637.2647094726562},
{x: 677.7698059082031,y: 643.5559692382812},
{x: 668.2204284667969,y: 646.1202392578125},
{x: 658.443115234375,y: 644.3030395507812},
{x: 649.5182495117188,y: 639.8403930664062},
{x: 641.2250366210938,y: 634.270751953125},
{x: 631.472412109375,y: 633.97314453125},
{x: 622.2544555664062,y: 637.8382568359375},
{x: 612.5100402832031,y: 639.3822021484375},
{x: 602.8028869628906,y: 637.0142822265625},
{x: 592.8748779296875,y: 636.4189453125},
{x: 583.38330078125,y: 639.4437866210938},
{x: 574.0394897460938,y: 642.9934692382812},
{x: 564.3899536132812,y: 645.590576171875},
{x: 563.1940002441406,y: 646.5982666015625},
{x: 560.4466247558594,y: 651.7516479492188},
{x: 565.1467895507812,y: 660.5408325195312},
{x: 571.9773864746094,y: 667.79638671875},
{x: 580.5692443847656,y: 672.8363647460938},
{x: 590.3267211914062,y: 674.6588745117188},
{x: 600.2872619628906,y: 673.8721313476562},
{x: 610.1415100097656,y: 672.1987915039062},
{x: 620.0642700195312,y: 671.2554931640625},
{x: 630.0292358398438,y: 671.996337890625},
{x: 640.0164794921875,y: 672.3001708984375},
{x: 649.7397766113281,y: 670.18701171875},
{x: 658.4612121582031,y: 665.3438720703125},
{x: 666.9308471679688,y: 660.0506591796875},
{x: 676.1778259277344,y: 656.2922973632812},
{x: 686.100341796875,y: 655.428955078125}
];
// ── ArtUltima2.js
let artUU = [  {x: 426.4971466064453,y: 409.28302001953125},
    {x: 417.34205627441406,y: 405.26373291015625},
    {x: 407.8952331542969,y: 402.0023498535156},
    {x: 398.1633758544922,y: 399.73077392578125},
    {x: 388.22715759277344,y: 398.6889343261719},
    {x: 378.2423095703125,y: 399.0671081542969},
    {x: 369.1686706542969,y: 402.7993469238281},
    {x: 360.9748229980469,y: 408.52288818359375},
    {x: 353.90613555908203,y: 415.5640563964844},
    {x: 349.1983413696289,y: 424.3221130371094},
    {x: 347.3833312988281,y: 434.1273498535156},
    {x: 348.1067428588867,y: 444.07373046875},
    {x: 351.3992462158203,y: 453.4815673828125},
    {x: 357.24401092529297,y: 461.5435485839844},
    {x: 365.15650939941406,y: 467.6310729980469},
    {x: 374.15809631347656,y: 471.9398193359375},
    {x: 383.8468780517578,y: 474.34588623046875},
    {x: 393.81471252441406,y: 475.0382995605469},
    {x: 403.7850799560547,y: 474.3620300292969},
    {x: 413.6363220214844,y: 472.66180419921875},
    {x: 423.33302307128906,y: 470.222412109375},
    {x: 432.8874053955078,y: 467.2714538574219},
    {x: 442.3360290527344,y: 464.0034484863281},
    {x: 449.6475067138672,y: 458.7843017578125},
    {x: 440.6991882324219,y: 456.5547180175781},
    {x: 433.5743713378906,y: 463.098388671875},
    {x: 432.33460998535156,y: 472.9146728515625},
    {x: 433.9468536376953,y: 482.7815856933594},
    {x: 437.3493957519531,y: 492.1645812988281},
    {x: 441.8919677734375,y: 501.07000732421875},
    {x: 447.27662658691406,y: 509.4752502441406},
    {x: 453.79197692871094,y: 517.0548706054688},
    {x: 461.17088317871094,y: 523.7891845703125},
    {x: 469.2527618408203,y: 529.6672058105469},
    {x: 477.8810577392578,y: 534.7112426757812},
    {x: 486.924560546875,y: 538.9679565429688},
    {x: 496.4239807128906,y: 541.3734741210938},
    {x: 506.3419189453125,y: 540.2039184570312},
    {x: 514.7509460449219,y: 535.1600952148438},
    {x: 519.5884094238281,y: 526.4654235839844},
    {x: 523.3208312988281,y: 517.190673828125},
    {x: 526.5644226074219,y: 507.73114013671875},
    {x: 529.1564331054688,y: 498.07891845703125},
    {x: 530.8873901367188,y: 488.2371520996094},
    {x: 531.7751770019531,y: 478.2771911621094},
    {x: 531.9611206054688,y: 468.2816467285156},
    {x: 531.1153259277344,y: 458.3256530761719},
    {x: 529.1852416992188,y: 448.5198059082031},
    {x: 525.0745849609375,y: 439.4606018066406},
    {x: 518.0127868652344,y: 432.4593505859375},
    {x: 508.9327392578125,y: 428.433837890625},
    {x: 499.1616516113281,y: 426.33941650390625},
    {x: 489.1927185058594,y: 426.0466003417969},
    {x: 479.6021728515625,y: 428.6647033691406},
    {x: 471.1396789550781,y: 433.96551513671875},
    {x: 463.76641845703125,y: 440.7017517089844},
    {x: 457.52996826171875,y: 448.50616455078125},
    {x: 452.3526153564453,y: 457.0543212890625},
    {x: 448.10833740234375,y: 466.1082763671875},
    {x: 444.69911193847656,y: 475.5018615722656},
    {x: 442.0110778808594,y: 485.1327819824219},
    {x: 439.78965759277344,y: 494.8809814453125},
    {x: 438.05419921875,y: 504.72662353515625},
    {x: 436.8222198486328,y: 514.64892578125},
    {x: 436.1091613769531,y: 524.6209411621094},
    {x: 435.92742919921875,y: 534.6151123046875},
    {x: 436.28538513183594,y: 544.6061401367188},
    {x: 437.1874542236328,y: 554.5617065429688},
    {x: 438.6336212158203,y: 564.453369140625},
    {x: 440.619384765625,y: 574.2523803710938},
    {x: 443.4344024658203,y: 583.794677734375},
    {x: 446.70166015625,y: 593.0369873046875},
    {x: 449.60594177246094,y: 602.501708984375},
    {x: 453.41729736328125,y: 611.73681640625},
    {x: 457.51283264160156,y: 620.8572387695312},
    {x: 461.50286865234375,y: 630.02294921875},
    {x: 465.96148681640625,y: 638.9724731445312},
    {x: 470.64747619628906,y: 647.8038330078125},
    {x: 475.59144592285156,y: 656.4924926757812},
    {x: 480.79869079589844,y: 665.0299072265625},
    {x: 486.0057067871094,y: 673.5670166015625},
    {x: 491.2937316894531,y: 682.0489501953125},
    {x: 497.2108459472656,y: 690.1100463867188},
    {x: 503.2027282714844,y: 698.1156616210938},
    {x: 509.3324279785156,y: 706.0176391601562},
    {x: 515.6602783203125,y: 713.7583618164062},
    {x: 522.2428588867188,y: 721.2825317382812},
    {x: 529.1213073730469,y: 728.5347900390625},
    {x: 536.3228454589844,y: 735.4714965820312},
    {x: 544.0067749023438,y: 741.8677368164062},
    {x: 551.85595703125,y: 748.0604858398438},
    {x: 560.0020446777344,y: 753.8580932617188},
    {x: 568.57470703125,y: 758.9933471679688},
    {x: 577.6539001464844,y: 763.1731567382812},
    {x: 587.0814819335938,y: 766.5001831054688},
    {x: 596.7714538574219,y: 768.9585571289062},
    {x: 606.638427734375,y: 770.5562744140625},
    {x: 616.6056823730469,y: 771.3196411132812},
    {x: 626.603515625,y: 771.2797241210938},
    {x: 636.4764099121094,y: 769.7696533203125},
    {x: 645.8788757324219,y: 766.421142578125},
    {x: 654.0972595214844,y: 760.79345703125},
    {x: 659.8449401855469,y: 752.6958618164062},
    {x: 661.8271789550781,y: 742.9547729492188},
    {x: 660.5505676269531,y: 733.0723876953125},
    {x: 656.388916015625,y: 724.0361938476562},
    {x: 650.1415100097656,y: 716.254638671875},
    {x: 642.2158508300781,y: 710.203857421875},
    {x: 632.9880981445312,y: 706.4232788085938},
    {x: 623.2252197265625,y: 704.30419921875},
    {x: 613.2524108886719,y: 703.71240234375},
    {x: 603.3645324707031,y: 705.0470581054688},
    {x: 593.9347534179688,y: 708.3185424804688},
    {x: 585.5423889160156,y: 713.7012939453125},
    {x: 579.1746826171875,y: 721.347412109375},
    {x: 575.9865112304688,y: 730.7444458007812},
    {x: 577.5770874023438,y: 740.512451171875},
    {x: 583.3724060058594,y: 748.5737915039062},
    {x: 591.5032653808594,y: 754.3487548828125},
    {x: 600.5283203125,y: 758.6410522460938},
    {x: 610.0535583496094,y: 761.6556396484375},
    {x: 619.8717956542969,y: 763.5220336914062},
    {x: 629.8422241210938,y: 764.1771850585938},
    {x: 639.8164672851562,y: 763.5615844726562},
    {x: 649.6202087402344,y: 761.6293334960938},
    {x: 659.0623168945312,y: 758.3644409179688},
    {x: 667.8973388671875,y: 753.7124633789062},
    {x: 676.4756469726562,y: 748.57470703125},
    {x: 684.5264587402344,y: 742.7512817382812},
    {x: 693.1557006835938,y: 737.7014770507812},
    {x: 701.7916259765625,y: 732.6610107421875},
    {x: 710.232666015625,y: 727.3002319335938},
    {x: 718.4795837402344,y: 721.6458129882812},
    {x: 726.5403442382812,y: 715.7307739257812},
    {x: 734.4322204589844,y: 709.590087890625},
    {x: 742.1757507324219,y: 703.2625122070312},
    {x: 749.7962036132812,y: 696.7872924804688},
    {x: 757.3206176757812,y: 690.2022094726562},
    {x: 764.4605102539062,y: 683.2110595703125},
    {x: 771.4345703125,y: 676.0446166992188},
    {x: 778.4078979492188,y: 668.87890625},
    {x: 785.3820190429688,y: 661.71240234375},
    {x: 792.1282348632812,y: 654.337646484375},
    {x: 798.1380004882812,y: 646.3492431640625},
    {x: 803.8208618164062,y: 638.1246948242188},
    {x: 809.3095703125,y: 629.7713623046875},
    {x: 814.3968505859375,y: 621.163818359375},
    {x: 818.8372802734375,y: 612.2061157226562},
    {x: 822.7545166015625,y: 603.0062866210938},
    {x: 826.0570678710938,y: 593.5685424804688},
    {x: 828.6909790039062,y: 583.9259643554688},
    {x: 830.3391723632812,y: 574.0742797851562},
    {x: 830.9122314453125,y: 564.0943603515625},
    {x: 830.4595336914062,y: 554.10888671875},
    {x: 828.9157104492188,y: 544.234130859375},
    {x: 826.3030395507812,y: 534.587158203125},
    {x: 822.4149169921875,y: 525.3772277832031},
    {x: 817.9089965820312,y: 516.4518737792969},
    {x: 812.7711181640625,y: 507.8755798339844},
    {x: 806.4617919921875,y: 500.1381530761719},
    {x: 799.4964599609375,y: 492.96783447265625},
    {x: 791.7133178710938,y: 486.6988220214844},
    {x: 783.3112182617188,y: 481.2874755859375},
    {x: 774.3002319335938,y: 476.9671630859375},
    {x: 764.764892578125,y: 473.9957580566406},
    {x: 754.8738403320312,y: 472.6031494140625},
    {x: 744.8936767578125,y: 472.8937072753906},
    {x: 735.1660461425781,y: 475.1443176269531},
    {x: 726.1578063964844,y: 479.4381408691406},
    {x: 718.40771484375,y: 485.72161865234375},
    {x: 711.8995666503906,y: 493.2878112792969},
    {x: 707.3202819824219,y: 502.14556884765625},
    {x: 704.0386962890625,y: 511.5846862792969},
    {x: 702.2536010742188,y: 521.4112548828125},
    {x: 702.2065734863281,y: 531.3965759277344},
    {x: 704.1043701171875,y: 541.1963500976562},
    {x: 708.0046081542969,y: 550.3840942382812},
    {x: 713.8589477539062,y: 558.460205078125},
    {x: 721.1253967285156,y: 565.3087158203125},
    {x: 729.4859619140625,y: 570.770263671875},
    {x: 738.6559448242188,y: 574.7325439453125},
    {x: 748.3360595703125,y: 577.2013549804688},
    {x: 758.2725219726562,y: 578.2581176757812},
    {x: 768.2609252929688,y: 578.0076293945312},
    {x: 778.1475219726562,y: 576.5454711914062},
    {x: 787.8333129882812,y: 574.0813598632812},
    {x: 797.0624389648438,y: 570.2642211914062},
    {x: 805.5791015625,y: 565.0424194335938},
    {x: 813.2250366210938,y: 558.6112670898438},
    {x: 819.9672241210938,y: 551.2357177734375},
    {x: 825.8729858398438,y: 543.17138671875},
    {x: 831.0618286132812,y: 534.6268310546875},
    {x: 835.6697998046875,y: 525.7553100585938},
    {x: 839.831787109375,y: 516.6662902832031},
    {x: 843.677978515625,y: 507.43524169921875},
    {x: 847.33251953125,y: 498.1285095214844},
    {x: 851.2970581054688,y: 488.9716796875},
    {x: 855.7973022460938,y: 480.0450744628906},
    {x: 859.4432983398438,y: 470.7362365722656},
    {x: 862.2454833984375,y: 461.1398010253906},
    {x: 864.2415161132812,y: 451.3439636230469},
    {x: 865.4879760742188,y: 441.4234924316406},
    {x: 866.0508422851562,y: 431.442138671875},
    {x: 865.9999389648438,y: 421.4471130371094},
    {x: 865.4026489257812,y: 411.46759033203125},
    {x: 864.322265625,y: 401.5274963378906},
    {x: 862.8171997070312,y: 391.6470031738281},
    {x: 860.8887329101562,y: 381.8335876464844},
    {x: 858.364501953125,y: 372.1628112792969},
    {x: 854.9563598632812,y: 362.7663269042969},
    {x: 850.4087524414062,y: 353.8699645996094},
    {x: 845.3023681640625,y: 345.2787170410156},
    {x: 839.1098022460938,y: 337.4521484375},
    {x: 831.159912109375,y: 331.4427185058594},
    {x: 822.0906982421875,y: 327.2661437988281},
    {x: 812.4171752929688,y: 324.7858581542969},
    {x: 802.4755859375,y: 323.7754821777344},
    {x: 792.4825439453125,y: 323.92340087890625},
    {x: 782.5439453125,y: 325.01409912109375},
    {x: 772.8079833984375,y: 327.1939392089844},
    {x: 763.1339111328125,y: 329.7158203125},
    {x: 753.3605346679688,y: 331.8382568359375},
    {x: 743.5570068359375,y: 333.8086242675781},
    {x: 733.7767639160156,y: 335.8946838378906},
    {x: 724.0836181640625,y: 338.3489685058594},
    {x: 714.6187744140625,y: 341.55572509765625},
    {x: 705.2046203613281,y: 344.9155578613281},
    {x: 696.3501281738281,y: 349.52789306640625},
    {x: 688.1745300292969,y: 355.27825927734375},
    {x: 680.665771484375,y: 361.8720397949219},
    {x: 674.11279296875,y: 369.409912109375},
    {x: 668.94970703125,y: 377.9537658691406},
    {x: 665.7341918945312,y: 387.3952331542969},
    {x: 665.260498046875,y: 396.1814270019531},
    {x: 670.2913208007812,y: 391.65380859375},
    {x: 678.1527709960938,y: 385.4783935546875},
    {x: 686.5294799804688,y: 380.0317077636719},
    {x: 695.3104858398438,y: 375.2547607421875},
    {x: 704.3907165527344,y: 371.0717468261719},
    {x: 713.7464904785156,y: 367.5497741699219},
    {x: 723.3539428710938,y: 364.7875061035156},
    {x: 733.2047119140625,y: 363.1230163574219},
    {x: 743.1893920898438,y: 362.71282958984375},
    {x: 753.166259765625,y: 363.3421936035156},
    {x: 762.9747314453125,y: 365.2154235839844},
    {x: 772.313720703125,y: 368.76104736328125},
    {x: 781.1948852539062,y: 373.34796142578125},
    {x: 789.597412109375,y: 378.7445068359375},
    {x: 796.306640625,y: 386.0924987792969},
    {x: 799.3670654296875,y: 395.5049133300781},
    {x: 794.2453002929688,y: 393.0096130371094},
    {x: 785.161865234375,y: 388.8528137207031},
    {x: 775.6080932617188,y: 385.927978515625},
    {x: 765.7813720703125,y: 384.09503173828125},
    {x: 755.8173828125,y: 383.258544921875},
    {x: 745.8356323242188,y: 383.522705078125},
    {x: 736.1326599121094,y: 385.8373107910156},
    {x: 727.8023986816406,y: 391.1907653808594},
    {x: 724.8111877441406,y: 400.4325866699219},
    {x: 729.259521484375,y: 409.0766296386719},
    {x: 738.7232055664062,y: 411.43634033203125},
    {x: 745.896240234375,y: 405.3329772949219},
    {x: 745.3980102539062,y: 395.49334716796875},
    {x: 740.6910705566406,y: 386.7472839355469},
    {x: 731.6422424316406,y: 383.7620849609375},
    {x: 722.062744140625,y: 386.5153503417969},
    {x: 713.9006042480469,y: 392.1565856933594},
    {x: 709.0510559082031,y: 400.7932434082031},
    {x: 709.0946350097656,y: 410.66766357421875},
    {x: 714.1914978027344,y: 419.1491394042969},
    {x: 722.4289855957031,y: 424.6999206542969},
    {x: 732.1081848144531,y: 427.0210876464844},
    {x: 742.0453186035156,y: 426.3327941894531},
    {x: 751.296630859375,y: 422.66412353515625},
    {x: 758.7647094726562,y: 416.0927734375},
    {x: 763.0671997070312,y: 407.16094970703125},
    {x: 762.5848388671875,y: 397.2837829589844},
    {x: 757.2092895507812,y: 389.01092529296875},
    {x: 748.3927612304688,y: 384.4613952636719},
    {x: 738.5197143554688,y: 383.0660095214844},
    {x: 728.5796508789062,y: 383.9281005859375},
    {x: 719.0623779296875,y: 386.9415588378906},
    {x: 710.0536193847656,y: 391.27593994140625},
    {x: 701.1362915039062,y: 395.80047607421875},
    {x: 692.5939636230469,y: 400.9927978515625},
    {x: 684.48974609375,y: 406.84344482421875},
    {x: 676.9281921386719,y: 413.3822937011719},
    {x: 670.0482482910156,y: 420.63104248046875},
    {x: 670.3722534179688,y: 424.0274963378906},
    {x: 668.6409912109375,y: 425.2972412109375},
    {x: 672.1285095214844,y: 426.0693054199219},
    {x: 682.0347290039062,y: 427.44317626953125},
    {x: 691.9652099609375,y: 428.6064147949219},
    {x: 701.9242553710938,y: 429.5007629394531},
    {x: 711.9059143066406,y: 430.0649108886719},
    {x: 721.904296875,y: 430.23486328125},
    {x: 731.8986206054688,y: 429.9429626464844},
    {x: 741.8600158691406,y: 429.11962890625},
    {x: 751.7548828125,y: 427.6949768066406},
    {x: 761.5303955078125,y: 425.6037292480469},
    {x: 771.1192016601562,y: 422.79144287109375},
    {x: 780.4542236328125,y: 419.2183532714844},
    {x: 789.45654296875,y: 414.869384765625},
    {x: 798.0491943359375,y: 409.7580261230469},
    {x: 806.0741577148438,y: 403.80377197265625},
    {x: 813.5562744140625,y: 397.1690368652344},
    {x: 820.5581665039062,y: 390.0354919433594},
    {x: 826.905517578125,y: 382.3146057128906},
    {x: 832.3613891601562,y: 373.9436950683594},
    {x: 836.6351928710938,y: 364.9154968261719},
    {x: 839.4247436523438,y: 355.3288269042969},
    {x: 840.5325927734375,y: 345.4059143066406},
    {x: 838.72998046875,y: 335.6549072265625},
    {x: 833.2868041992188,y: 327.31689453125},
    {x: 825.7758178710938,y: 320.74554443359375},
    {x: 817.1163330078125,y: 315.7734375},
    {x: 807.9468994140625,y: 311.7889099121094},
    {x: 798.4501342773438,y: 308.6561279296875},
    {x: 788.7158813476562,y: 306.38238525390625},
    {x: 778.8201904296875,y: 304.94482421875},
    {x: 768.8441162109375,y: 304.3021240234375},
    {x: 758.8565063476562,y: 304.3969421386719},
    {x: 748.8861694335938,y: 305.1665954589844},
    {x: 738.9852294921875,y: 306.5460205078125},
    {x: 729.1806945800781,y: 308.4715270996094},
    {x: 719.478759765625,y: 310.88421630859375},
    {x: 709.8060302734375,y: 313.4305725097656},
    {x: 700.2644348144531,y: 316.4183349609375},
    {x: 691.10595703125,y: 320.41180419921875},
    {x: 683.0037231445312,y: 326.13946533203125},
    {x: 674.8730163574219,y: 331.9502868652344},
    {x: 667.4097290039062,y: 338.60284423828125},
    {x: 660.6947326660156,y: 346.0126953125},
    {x: 654.7737121582031,y: 354.06463623046875},
    {x: 649.6456909179688,y: 362.64556884765625},
    {x: 645.2847595214844,y: 371.6407470703125},
    {x: 641.641357421875,y: 380.957275390625},
    {x: 638.6632080078125,y: 390.4991455078125},
    {x: 636.2860717773438,y: 400.21142578125},
    {x: 634.4532775878906,y: 410.0360107421875},
    {x: 633.1086120605469,y: 419.94287109375},
    {x: 632.2045593261719,y: 429.8969421386719},
    {x: 631.463134765625,y: 439.8681945800781},
    {x: 630.9566345214844,y: 449.8568115234375},
    {x: 630.8421020507812,y: 459.8510437011719},
    {x: 631.1780700683594,y: 469.8406677246094},
    {x: 632.0225524902344,y: 479.80645751953125},
    {x: 633.4271545410156,y: 489.7054748535156},
    {x: 635.4345397949219,y: 499.49456787109375},
    {x: 638.0762939453125,y: 509.13201904296875},
    {x: 641.7491455078125,y: 518.4125366210938},
    {x: 647.0825500488281,y: 526.8554077148438},
    {x: 653.3320007324219,y: 534.6585693359375},
    {x: 659.670654296875,y: 542.3923950195312},
    {x: 664.6593933105469,y: 550.9786987304688},
    {x: 664.2071533203125,y: 560.7708129882812},
    {x: 657.9132690429688,y: 568.37939453125},
    {x: 648.654052734375,y: 571.8942260742188},
    {x: 639.1390380859375,y: 569.64892578125},
    {x: 637.94140625,y: 561.0806884765625},
    {x: 646.6558532714844,y: 556.9918823242188},
    {x: 651.8674621582031,y: 563.6314086914062},
    {x: 644.8867797851562,y: 570.1416015625},
    {x: 635.4232788085938,y: 573.32080078125},
    {x: 625.5238037109375,y: 574.6193237304688},
    {x: 615.5537414550781,y: 574.056884765625},
    {x: 605.8414001464844,y: 571.7423706054688},
    {x: 596.6624755859375,y: 567.806396484375},
    {x: 594.8088073730469,y: 560.8065795898438},
    {x: 602.1423950195312,y: 560.8053588867188},
    {x: 611.1083068847656,y: 565.0889892578125},
    {x: 617.5803527832031,y: 572.6079711914062},
    {x: 620.3138427734375,y: 582.1446533203125},
    {x: 619.0956420898438,y: 592.01416015625},
    {x: 615.0848999023438,y: 601.14599609375},
    {x: 609.3800354003906,y: 609.3469848632812},
    {x: 602.5531005859375,y: 616.6443481445312},
    {x: 594.8026733398438,y: 622.9482421875},
    {x: 586.32080078125,y: 628.2384033203125},
    {x: 577.3824768066406,y: 632.7166748046875},
    {x: 568.0583190917969,y: 636.3050537109375},
    {x: 558.1753234863281,y: 637.134521484375},
    {x: 552.8034057617188,y: 635.0000610351562},
    {x: 561.7774047851562,y: 632.4827880859375},
    {x: 569.8435363769531,y: 626.6152954101562},
    {x: 577.0674438476562,y: 619.7015991210938},
    {x: 584.9024047851562,y: 613.5221557617188},
    {x: 594.0570983886719,y: 609.5939331054688},
    {x: 603.9610900878906,y: 608.5770874023438},
    {x: 613.6590270996094,y: 610.8148803710938},
    {x: 623.4232788085938,y: 610.9874877929688},
    {x: 632.33935546875,y: 606.4891967773438},
    {x: 642.025634765625,y: 605.9559326171875},
    {x: 649.1801452636719,y: 612.6719360351562},
    {x: 655.6193237304688,y: 620.3192749023438},
    {x: 662.8533325195312,y: 627.2069702148438},
    {x: 671.0431213378906,y: 632.9144287109375},
    {x: 680.1964416503906,y: 636.8506469726562},
    {x: 681.1840209960938,y: 637.2647094726562},
    {x: 677.7698059082031,y: 643.5559692382812},
    {x: 668.2204284667969,y: 646.1202392578125},
    {x: 658.443115234375,y: 644.3030395507812},
    {x: 649.5182495117188,y: 639.8403930664062},
    {x: 641.2250366210938,y: 634.270751953125},
    {x: 631.472412109375,y: 633.97314453125},
    {x: 622.2544555664062,y: 637.8382568359375},
    {x: 612.5100402832031,y: 639.3822021484375},
    {x: 602.8028869628906,y: 637.0142822265625},
    {x: 592.8748779296875,y: 636.4189453125},
    {x: 583.38330078125,y: 639.4437866210938},
    {x: 574.0394897460938,y: 642.9934692382812},
    {x: 564.3899536132812,y: 645.590576171875},
    {x: 563.1940002441406,y: 646.5982666015625},
    {x: 560.4466247558594,y: 651.7516479492188},
    {x: 565.1467895507812,y: 660.5408325195312},
    {x: 571.9773864746094,y: 667.79638671875},
    {x: 580.5692443847656,y: 672.8363647460938},
    {x: 590.3267211914062,y: 674.6588745117188},
    {x: 600.2872619628906,y: 673.8721313476562},
    {x: 610.1415100097656,y: 672.1987915039062},
    {x: 620.0642700195312,y: 671.2554931640625},
    {x: 630.0292358398438,y: 671.996337890625},
    {x: 640.0164794921875,y: 672.3001708984375},
    {x: 649.7397766113281,y: 670.18701171875},
    {x: 658.4612121582031,y: 665.3438720703125},
    {x: 666.9308471679688,y: 660.0506591796875},
    {x: 676.1778259277344,y: 656.2922973632812},
    {x: 686.100341796875,y: 655.428955078125},
    {x: 696,y: 656.7000122070312},
    {x: 705.9441223144531,y: 656.614990234375},
    {x: 715.4571228027344,y: 653.607666015625},
    {x: 724.3150634765625,y: 648.9834594726562},
    {x: 732.6885375976562,y: 643.522216796875},
    {x: 740.7569580078125,y: 637.6170654296875},
    {x: 748.6494140625,y: 631.4779663085938},
    {x: 756.4545288085938,y: 625.22802734375},
    {x: 764.2297973632812,y: 618.9408569335938},
    {x: 771.96142578125,y: 612.6004638671875},
    {x: 779.4689331054688,y: 605.9976196289062},
    {x: 786.5061645507812,y: 598.8978881835938},
    {x: 793.0125122070312,y: 591.306640625},
    {x: 799.1867065429688,y: 583.4424438476562},
    {x: 804.9850463867188,y: 575.29736328125},
    {x: 810.3404541015625,y: 566.8549194335938},
    {x: 815.1552734375,y: 558.0936279296875},
    {x: 819.287109375,y: 548.991455078125},
    {x: 822.52783203125,y: 539.5371704101562},
    {x: 824.5784301757812,y: 529.7589416503906},
    {x: 825.0394897460938,y: 519.7842102050781},
    {x: 823.4794921875,y: 509.9285888671875},
    {x: 819.6709594726562,y: 500.70892333984375},
    {x: 813.9494018554688,y: 492.527587890625},
    {x: 806.9193115234375,y: 485.429931640625},
    {x: 798.9995727539062,y: 479.3360290527344},
    {x: 790.3995971679688,y: 474.248291015625},
    {x: 781.1714477539062,y: 470.4078674316406},
    {x: 771.688720703125,y: 467.2690734863281},
    {x: 761.775390625,y: 466.0421142578125},
    {x: 751.7816162109375,y: 465.8793640136719},
    {x: 741.824462890625,y: 466.7408142089844},
    {x: 732.0278015136719,y: 468.7135009765625},
    {x: 722.8926391601562,y: 472.380859375},
    {x: 713.9031066894531,y: 476.7216491699219},
    {x: 706.3383483886719,y: 483.1437683105469},
    {x: 700.2793579101562,y: 491.0795593261719},
    {x: 695.6329956054688,y: 499.9111328125},
    {x: 692.9743957519531,y: 509.53155517578125},
    {x: 692.2408142089844,y: 519.4898986816406},
    {x: 693.1773681640625,y: 529.4353332519531},
    {x: 695.4916687011719,y: 539.1558837890625},
    {x: 699.0925903320312,y: 548.4714965820312},
    {x: 704.037353515625,y: 557.1531982421875},
    {x: 710.1509094238281,y: 565.0549926757812},
    {x: 717.3483276367188,y: 571.9829711914062},
    {x: 725.5083618164062,y: 577.7448120117188},
    {x: 734.4644470214844,y: 582.1680908203125},
    {x: 744.0047607421875,y: 585.1280517578125},
    {x: 753.8779907226562,y: 586.6705322265625},
    {x: 763.8622436523438,y: 587.123779296875},
    {x: 773.8457641601562,y: 586.623046875},
    {x: 783.6121215820312,y: 584.5130615234375},
    {x: 793.0507202148438,y: 581.2316284179688},
    {x: 801.9906005859375,y: 576.7688598632812},
    {x: 810.2330322265625,y: 571.1227416992188},
    {x: 817.5770874023438,y: 564.3480224609375},
    {x: 824.3970947265625,y: 557.037109375},
    {x: 830.8302001953125,y: 549.3837280273438},
    {x: 836.8613891601562,y: 541.4095458984375},
    {x: 842.4808959960938,y: 533.1401977539062},
    {x: 847.6851196289062,y: 524.6035766601562},
    {x: 852.4763793945312,y: 515.8283081054688},
    {x: 856.8623657226562,y: 506.84307861328125},
    {x: 860.8549194335938,y: 497.6763000488281},
    {x: 864.4698486328125,y: 488.3543701171875},
    {x: 867.6205444335938,y: 478.8677062988281},
    {x: 870.2779541015625,y: 469.2283935546875},
    {x: 872.6106567382812,y: 459.5057067871094},
    {x: 874.5631713867188,y: 449.7000427246094},
    {x: 876.0752563476562,y: 439.81707763671875},
    {x: 877.0827026367188,y: 429.8701477050781},
    {x: 877.518798828125,y: 419.8820495605469},
    {x: 877.3173828125,y: 409.886962890625},
    {x: 876.4168090820312,y: 399.9304504394531},
    {x: 874.766357421875,y: 390.0710754394531},
    {x: 872.3318481445312,y: 380.37554931640625},
    {x: 868.9036254882812,y: 370.9859924316406},
    {x: 864.802734375,y: 361.8683166503906},
    {x: 860.0967407226562,y: 353.04766845703125},
    {x: 854.8445434570312,y: 344.54071044921875},
    {x: 849.1132202148438,y: 336.34869384765625},
    {x: 842.97265625,y: 328.4584045410156},
    {x: 836.491455078125,y: 320.8451843261719},
    {x: 829.7338256835938,y: 313.47613525390625},
    {x: 822.7584228515625,y: 306.3118591308594},
    {x: 815.6195068359375,y: 299.31072998046875},
    {x: 808.31640625,y: 292.48394775390625},
    {x: 800.503662109375,y: 286.2445068359375},
    {x: 792.7184448242188,y: 279.9713134765625},
    {x: 784.5464477539062,y: 274.2091522216797},
    {x: 776.3323974609375,y: 268.5074157714844},
    {x: 768.057861328125,y: 262.8935546875},
    {x: 760.3596801757812,y: 256.8760681152344},
    {x: 761.5260620117188,y: 247.3141326904297},
    {x: 770.2025146484375,y: 242.88352966308594},
    {x: 780.1498413085938,y: 243.5773162841797},
    {x: 789.0015869140625,y: 247.2691192626953},
    {x: 781.5712890625,y: 251.39962768554688},
    {x: 771.6246948242188,y: 250.7279510498047},
    {x: 761.9920043945312,y: 248.10400390625},
    {x: 753.7708740234375,y: 242.63711547851562},
    {x: 750.5106811523438,y: 233.29612731933594},
    {x: 748.215087890625,y: 224.2999725341797},
    {x: 741.8135375976562,y: 230.84730529785156},
    {x: 737.5652770996094,y: 239.89707946777344},
    {x: 733.1388549804688,y: 248.85801696777344},
    {x: 726.8515625,y: 256.55560302734375},
    {x: 717.5993347167969,y: 259.84930419921875},
    {x: 707.9954528808594,y: 257.56712341308594},
    {x: 701.1083984375,y: 250.4563446044922},
    {x: 697.0763244628906,y: 241.3326416015625},
    {x: 694.7569580078125,y: 231.6168212890625},
    {x: 693.443359375,y: 221.70533752441406},
    {x: 692.6677856445312,y: 211.73773193359375},
    {x: 692.4445495605469,y: 201.7423553466797},
    {x: 692.8506469726562,y: 191.7578887939453},
    {x: 695.8131713867188,y: 182.24708557128906},
    {x: 701.3359069824219,y: 173.9478302001953},
    {x: 708.7845153808594,y: 167.3146514892578},
    {x: 717.6086120605469,y: 162.66246032714844},
    {x: 727.2828063964844,y: 160.54344177246094},
    {x: 737.0487976074219,y: 161.81976318359375},
    {x: 742.4333801269531,y: 169.64833068847656},
    {x: 743.8282165527344,y: 179.54766845703125},
    {x: 744.470947265625,y: 189.52297973632812},
    {x: 746.0025634765625,y: 199.34620666503906},
    {x: 750.4503784179688,y: 207.97515869140625},
    {x: 758.864990234375,y: 213.3430938720703},
    {x: 767.59814453125,y: 218.2032470703125},
    {x: 774.2297973632812,y: 225.56187438964844},
    {x: 777.0548095703125,y: 235.08633422851562},
    {x: 776.7528686523438,y: 245.05416870117188},
    {x: 774.4444580078125,y: 254.78189086914062},
    {x: 771.9110107421875,y: 264.4543151855469},
    {x: 769.022705078125,y: 274.02635192871094},
    {x: 763.6402587890625,y: 282.2781677246094},
    {x: 753.8411254882812,y: 282.90643310546875},
    {x: 744.8776245117188,y: 278.6640319824219},
    {x: 738.3932189941406,y: 271.16961669921875},
    {x: 735.4011840820312,y: 261.6639099121094},
    {x: 733.8221130371094,y: 251.7910614013672},
    {x: 733.2936706542969,y: 241.8359832763672},
    {x: 734.9542236328125,y: 231.99298095703125},
    {x: 739.6243591308594,y: 223.320556640625},
    {x: 746.1803588867188,y: 226.6947479248047},
    {x: 741.4691162109375,y: 235.484130859375},
    {x: 736.6085815429688,y: 244.22254943847656},
    {x: 731.7129516601562,y: 252.9407501220703},
    {x: 727.4306030273438,y: 261.7637634277344},
    {x: 722.0296325683594,y: 270.1770324707031},
    {x: 715.8946228027344,y: 278.0645446777344},
    {x: 708.5838928222656,y: 284.86260986328125},
    {x: 699.8824462890625,y: 289.685302734375},
    {x: 690.2419128417969,y: 291.7859802246094},
    {x: 681.1083679199219,y: 288.3491516113281},
    {x: 678.5469665527344,y: 279.11798095703125},
    {x: 680.338623046875,y: 269.3009033203125},
    {x: 682.9216613769531,y: 259.64271545410156},
    {x: 686.2098388671875,y: 250.20245361328125},
    {x: 690.283935546875,y: 241.07443237304688},
    {x: 695.1497192382812,y: 232.34324645996094},
    {x: 701.2701721191406,y: 224.47119140625},
    {x: 709.2465515136719,y: 218.4892578125},
    {x: 718.4453735351562,y: 214.6226806640625},
    {x: 728.2309265136719,y: 212.62754821777344},
    {x: 738.2100830078125,y: 212.11753845214844},
    {x: 748.18408203125,y: 212.76429748535156},
    {x: 757.5556640625,y: 211.02496337890625},
    {x: 762.3027954101562,y: 202.33929443359375},
    {x: 765.3848876953125,y: 192.8318634033203},
    {x: 767.5516357421875,y: 183.0728759765625},
    {x: 768.9090576171875,y: 173.17160034179688},
    {x: 768.6821899414062,y: 163.1865692138672},
    {x: 767.0309448242188,y: 153.33090209960938},
    {x: 764.4154663085938,y: 143.68341064453125},
    {x: 760.7459106445312,y: 134.40113830566406},
    {x: 755.5606689453125,y: 125.86383056640625},
    {x: 748.9742431640625,y: 118.36131286621094},
    {x: 740.8568420410156,y: 112.5752944946289},
    {x: 731.362548828125,y: 109.61390686035156},
    {x: 721.599365234375,y: 110.7606201171875},
    {x: 716.2635192871094,y: 119.0514907836914},
    {x: 713.9862365722656,y: 128.76981353759766},
    {x: 713.4559326171875,y: 138.74566650390625},
    {x: 714.1170349121094,y: 148.71893310546875},
    {x: 715.4382019042969,y: 158.62974548339844},
    {x: 718.0158386230469,y: 168.2541046142578},
    {x: 722.704345703125,y: 177.06301879882812},
    {x: 728.2322998046875,y: 185.3922576904297},
    {x: 734.32763671875,y: 193.31686401367188},
    {x: 740.8701171875,y: 200.8768768310547},
    {x: 747.74169921875,y: 208.13975524902344},
    {x: 754.8329467773438,y: 215.18968200683594},
    {x: 762.04345703125,y: 222.11727905273438},
    {x: 769.2815551757812,y: 229.01577758789062},
    {x: 777.7064208984375,y: 234.2417449951172},
    {x: 787.5667724609375,y: 235.54859924316406},
    {x: 795.8220825195312,y: 230.99102783203125},
    {x: 801.3157348632812,y: 222.66722106933594},
    {x: 804.9924926757812,y: 213.38087463378906},
    {x: 807.4178466796875,y: 203.68490600585938},
    {x: 808.5953979492188,y: 193.79306030273438},
    {x: 806.992431640625,y: 183.9292755126953},
    {x: 802.7029418945312,y: 175.11233520507812},
    {x: 797.494873046875,y: 166.5785675048828},
    {x: 791.26611328125,y: 158.77806091308594},
    {x: 782.9929809570312,y: 153.30270385742188},
    {x: 773.2192993164062,y: 152.84429931640625},
    {x: 765.6158447265625,y: 159.14126586914062},
    {x: 760.4259643554688,y: 167.68508911132812},
    {x: 756.2412109375,y: 176.74005126953125},
    {x: 754.0140380859375,y: 186.4879913330078},
    {x: 751.977783203125,y: 196.27748107910156},
    {x: 750.4094848632812,y: 206.15182495117188},
    {x: 749.6385498046875,y: 216.11683654785156},
    {x: 744.8794555664062,y: 224.3768768310547},
    {x: 737.1462097167969,y: 230.6896209716797},
    {x: 728.42431640625,y: 235.56063842773438},
    {x: 719.1678161621094,y: 239.33189392089844},
    {x: 709.6626281738281,y: 242.4319610595703},
    {x: 700.0814819335938,y: 245.2936248779297},
    {x: 691.7139892578125,y: 250.70794677734375},
    {x: 682.9744873046875,y: 255.5572967529297},
    {x: 673.7099914550781,y: 259.2971649169922},
    {x: 663.9812622070312,y: 261.5534973144531},
    {x: 654.0084228515625,y: 262.15509033203125},
    {x: 644.0260009765625,y: 261.64991760253906},
    {x: 634.1141357421875,y: 260.3464050292969},
    {x: 624.2848205566406,y: 258.5133056640625},
    {x: 614.4266662597656,y: 257.07579040527344},
    {x: 604.5369567871094,y: 256.34446716308594},
    {x: 595.5413513183594,y: 252.42413330078125},
    {x: 592.9708251953125,y: 255.2337188720703},
    {x: 593.6830749511719,y: 265.1647033691406},
    {x: 590.7050476074219,y: 274.642333984375},
    {x: 586.0146789550781,y: 283.470947265625},
    {x: 580.6130981445312,y: 291.882080078125},
    {x: 574.4555358886719,y: 299.7544860839844},
    {x: 567.4993286132812,y: 306.9299011230469},
    {x: 559.7268371582031,y: 313.2081298828125},
    {x: 551.1695861816406,y: 318.36480712890625},
    {x: 541.5423278808594,y: 321.061767578125},
    {x: 531.782470703125,y: 323.21588134765625},
    {x: 521.8256225585938,y: 323.922607421875},
    {x: 512.0206604003906,y: 322.1505432128906},
    {x: 503.2286682128906,y: 317.476806640625},
    {x: 497.030517578125,y: 309.736083984375},
    {x: 494.1654052734375,y: 300.1985778808594},
    {x: 493.7113952636719,y: 290.2242126464844},
    {x: 494.7876892089844,y: 280.2903137207031},
    {x: 497.75494384765625,y: 270.76885986328125},
    {x: 502.9177551269531,y: 262.2319030761719},
    {x: 509.8681640625,y: 255.07229614257812},
    {x: 518.1939697265625,y: 249.56884765625},
    {x: 527.4955444335938,y: 245.95123291015625},
    {x: 537.3572082519531,y: 244.40858459472656},
    {x: 547.3219604492188,y: 243.5880126953125},
    {x: 557.2879333496094,y: 242.77064514160156},
    {x: 567.2587585449219,y: 242.02574157714844},
    {x: 573.3799133300781,y: 246.7696075439453},
    {x: 564.7802429199219,y: 251.68235778808594},
    {x: 558.7579650878906,y: 259.61920166015625},
    {x: 553.8832397460938,y: 268.34893798828125},
    {x: 546.9919738769531,y: 275.4347839355469},
    {x: 537.4346923828125,y: 277.8827819824219},
    {x: 528.1288452148438,y: 274.6564025878906},
    {x: 521.2997131347656,y: 267.3856201171875},
    {x: 515.4963989257812,y: 259.25030517578125},
    {x: 510.590087890625,y: 250.54270935058594},
    {x: 506.56072998046875,y: 241.3946075439453},
    {x: 503.35491943359375,y: 231.9268798828125},
    {x: 500.89886474609375,y: 222.23666381835938},
    {x: 499.5956115722656,y: 212.3399200439453},
    {x: 500.2096862792969,y: 202.3726348876953},
    {x: 502.4147033691406,y: 192.62847900390625},
    {x: 507.4915771484375,y: 184.20738220214844},
    {x: 512.2518310546875,y: 175.71250915527344},
    {x: 519.8110961914062,y: 169.21702575683594},
    {x: 528.8896179199219,y: 165.1836395263672},
    {x: 538.8022155761719,y: 166.04702758789062},
    {x: 547.9319458007812,y: 169.9845733642578},
    {x: 555.4546813964844,y: 176.5271453857422},
    {x: 561.6037902832031,y: 184.40467834472656},
    {x: 567.125244140625,y: 192.73829650878906},
    {x: 572.0707397460938,y: 201.4281005859375},
    {x: 576.4144592285156,y: 210.43275451660156},
    {x: 580.1564331054688,y: 219.7044219970703},
    {x: 583.0992736816406,y: 229.253173828125},
    {x: 584.6858825683594,y: 239.0941619873047},
    {x: 578.5062561035156,y: 243.18826293945312},
    {x: 571.6009826660156,y: 236.09715270996094},
    {x: 564.7470397949219,y: 228.81922912597656},
    {x: 558.4654541015625,y: 221.04476928710938},
    {x: 553.1046447753906,y: 212.61282348632812},
    {x: 549.0079040527344,y: 203.5021514892578},
    {x: 545.7996826171875,y: 194.03237915039062},
    {x: 542.771484375,y: 184.50564575195312},
    {x: 541.1544189453125,y: 174.65699768066406},
    {x: 541.4993286132812,y: 164.67466735839844},
    {x: 541.8885498046875,y: 154.69094848632812},
    {x: 545.0038146972656,y: 145.2317123413086},
    {x: 550.7694396972656,y: 137.10356903076172},
    {x: 558.5382995605469,y: 130.87152099609375},
    {x: 567.9501342773438,y: 127.64899444580078},
    {x: 577.8217163085938,y: 128.4051055908203},
    {x: 585.6522827148438,y: 134.35953521728516},
    {x: 591.3109741210938,y: 142.59999084472656},
    {x: 596.2303466796875,y: 151.3019561767578},
    {x: 600.3384094238281,y: 160.4158477783203},
    {x: 603.5487976074219,y: 169.88064575195312},
    {x: 605.7673950195312,y: 179.62533569335938},
    {x: 606.8959045410156,y: 189.55569458007812},
    {x: 606.8452453613281,y: 199.54994201660156},
    {x: 605.5539245605469,y: 209.4584197998047},
    {x: 602.7365417480469,y: 219.01773071289062},
    {x: 597.5697326660156,y: 227.49798583984375},
    {x: 590.6558227539062,y: 234.6987762451172},
    {x: 596.3995361328125,y: 241.36961364746094},
    {x: 606.2846984863281,y: 242.5993194580078},
    {x: 616.2774963378906,y: 242.60487365722656},
    {x: 625.7962646484375,y: 239.84100341796875},
    {x: 624.0379333496094,y: 231.75323486328125},
    {x: 617.6803283691406,y: 237.0694580078125},
    {x: 618.2502136230469,y: 247.04672241210938},
    {x: 615.36279296875,y: 255.5770721435547},
    {x: 606.0215148925781,y: 252.04100036621094},
    {x: 597.0193786621094,y: 247.68487548828125},
    {x: 589.34619140625,y: 242.2917022705078},
    {x: 588.2510070800781,y: 232.40390014648438},
    {x: 589.7659606933594,y: 222.5338134765625},
    {x: 593.3870849609375,y: 213.3187255859375},
    {x: 596.5443725585938,y: 203.8819122314453},
    {x: 600.9961242675781,y: 194.95199584960938},
    {x: 607.9255065917969,y: 187.84051513671875},
    {x: 617.4052124023438,y: 185.19070434570312},
    {x: 627.1674194335938,y: 187.2358856201172},
    {x: 636.5284729003906,y: 190.73365783691406},
    {x: 645.4678649902344,y: 195.2050323486328},
    {x: 654.0395202636719,y: 200.33358764648438},
    {x: 662.0135803222656,y: 206.3146209716797},
    {x: 669.3100280761719,y: 213.1443634033203},
    {x: 675.609375,y: 220.8909149169922},
    {x: 679.9649353027344,y: 229.85704040527344},
    {x: 681.4757385253906,y: 239.7001953125},
    {x: 680.86669921875,y: 249.6712646484375},
    {x: 678.6880187988281,y: 259.41920471191406},
    {x: 674.9944458007812,y: 268.6996612548828},
    {x: 669.8485717773438,y: 277.260498046875},
    {x: 663.3414916992188,y: 284.83782958984375},
    {x: 655.4999694824219,y: 290.9758605957031},
    {x: 646.5771484375,y: 295.33160400390625},
    {x: 636.66748046875,y: 296.063720703125},
    {x: 627.1258850097656,y: 293.22845458984375},
    {x: 619.0092468261719,y: 287.5090026855469},
    {x: 612.3205871582031,y: 280.08770751953125},
    {x: 606.2237243652344,y: 272.1663360595703},
    {x: 600.6708374023438,y: 263.85972595214844},
    {x: 595.8800659179688,y: 255.08497619628906},
    {x: 590.133056640625,y: 246.9228515625},
    {x: 581.3537292480469,y: 248.2895965576172},
    {x: 575.6519775390625,y: 256.4542236328125},
    {x: 571.0964660644531,y: 265.3448486328125},
    {x: 568.6286926269531,y: 274.99620056152344},
    {x: 569.0108032226562,y: 284.9675598144531},
    {x: 571.3798522949219,y: 294.6659851074219},
    {x: 575.5517272949219,y: 303.7377624511719},
    {x: 581.2367553710938,y: 311.9508056640625},
    {x: 588.2891540527344,y: 318.9964599609375},
    {x: 596.0218811035156,y: 325.33245849609375},
    {x: 604.6487121582031,y: 330.3725891113281},
    {x: 613.5701904296875,y: 334.8394470214844},
    {x: 623.1836547851562,y: 337.4829406738281},
    {x: 633.1404724121094,y: 337.44500732421875},
    {x: 642.2514953613281,y: 333.5805358886719},
    {x: 647.8847351074219,y: 325.49957275390625},
    {x: 649.6275329589844,y: 315.6749267578125},
    {x: 649.5130920410156,y: 305.68621826171875},
    {x: 648.2155456542969,y: 295.7783203125},
    {x: 645.296142578125,y: 286.221923828125},
    {x: 641.3121948242188,y: 277.05401611328125},
    {x: 636.8528747558594,y: 268.1043701171875},
    {x: 630.4158630371094,y: 260.5171661376953},
    {x: 622.1084289550781,y: 254.9946746826172},
    {x: 612.8725891113281,y: 251.18780517578125},
    {x: 603.2215881347656,y: 248.62158203125},
    {x: 593.2526550292969,y: 247.97305297851562},
    {x: 583.4124145507812,y: 249.53330993652344},
    {x: 574.7311096191406,y: 254.3673095703125},
    {x: 567.5616149902344,y: 261.3333435058594},
    {x: 560.5794067382812,y: 268.48936462402344},
    {x: 553.7044372558594,y: 275.7498321533203},
    {x: 546.8830261230469,y: 283.0624084472656},
    {x: 540.0620727539062,y: 290.3719177246094},
    {x: 533.1842041015625,y: 297.62921142578125},
    {x: 526.1981201171875,y: 304.78216552734375},
    {x: 519.0574340820312,y: 311.78076171875},
    {x: 511.6625671386719,y: 318.50885009765625},
    {x: 503.8476257324219,y: 324.7442932128906},
    {x: 495.8160705566406,y: 330.6997985839844},
    {x: 487.77549743652344,y: 336.6430969238281},
    {x: 479.3054504394531,y: 341.9518737792969},
    {x: 469.7030334472656,y: 343.800537109375},
    {x: 467.48681640625,y: 334.8515625},
    {x: 472.5871887207031,y: 326.25531005859375},
    {x: 478.7371520996094,y: 318.38458251953125},
    {x: 486.35618591308594,y: 311.95013427734375},
    {x: 495.48944091796875,y: 307.99005126953125},
    {x: 504.4110412597656,y: 303.8767395019531},
    {x: 514.196533203125,y: 301.85797119140625},
    {x: 524.1712646484375,y: 301.44183349609375},
    {x: 533.9613952636719,y: 303.3192138671875},
    {x: 542.7259216308594,y: 308.04290771484375},
    {x: 549.3170471191406,y: 315.5278015136719},
    {x: 553.635009765625,y: 324.489501953125},
    {x: 554.7122802734375,y: 334.41021728515625},
    {x: 554.8911437988281,y: 344.404052734375},
    {x: 554.5068664550781,y: 354.394775390625},
    {x: 552.5078430175781,y: 364.15472412109375},
    {x: 548.5757446289062,y: 373.3370361328125},
    {x: 543.6144409179688,y: 382.01953125},
    {x: 538.0538940429688,y: 390.27728271484375},
    {x: 530.3552856445312,y: 396.4852294921875},
    {x: 521.0535278320312,y: 400.1435546875},
    {x: 511.467041015625,y: 402.9752197265625},
    {x: 501.6783142089844,y: 404.9981384277344},
    {x: 491.7616882324219,y: 406.2525939941406},
    {x: 481.7893371582031,y: 406.94140625},
    {x: 471.796142578125,y: 407.27880859375},
    {x: 461.79774475097656,y: 407.3894958496094},
    {x: 451.8162536621094,y: 407.61907958984375},
    {x: 442.6224365234375,y: 411.47576904296875},
    {x: 433.81520080566406,y: 416.2088623046875},
    {x: 424.79901123046875,y: 420.5243225097656},
    {x: 415.25013732910156,y: 423.4373779296875},
    {x: 405.3801574707031,y: 424.9761657714844},
    {x: 395.5023956298828,y: 423.7837829589844},
    {x: 386.63587951660156,y: 419.2406921386719},
    {x: 379.2010803222656,y: 412.6007080078125},
    {x: 373.86248779296875,y: 404.1878662109375},
    {x: 370.3062438964844,y: 394.86962890625},
    {x: 368.9551696777344,y: 384.9814758300781},
    {x: 369.4601287841797,y: 375.0071105957031},
    {x: 371.3487091064453,y: 365.2010192871094},
    {x: 375.3971252441406,y: 356.0827331542969},
    {x: 381.1516876220703,y: 347.9191589355469},
    {x: 387.94744873046875,y: 340.590576171875},
    {x: 395.5470428466797,y: 334.114013671875},
    {x: 403.9800262451172,y: 328.75677490234375},
    {x: 413.1969451904297,y: 324.8970947265625},
    {x: 422.6964569091797,y: 321.7879333496094},
    {x: 432.41571044921875,y: 319.4529724121094},
    {x: 442.3111114501953,y: 318.0587158203125},
    {x: 452.2977294921875,y: 317.75921630859375},
    {x: 462.2469787597656,y: 318.6677551269531},
    {x: 471.8750457763672,y: 321.23504638671875},
    {x: 480.2124938964844,y: 326.6750793457031},
    {x: 486.2239532470703,y: 334.5978698730469},
    {x: 488.60882568359375,y: 344.2247619628906},
    {x: 486.5378112792969,y: 353.92529296875},
    {x: 482.2487335205078,y: 362.9554138183594},
    {x: 477.64891052246094,y: 371.8338928222656},
    {x: 473.42674255371094,y: 380.895263671875},
    {x: 471.80699157714844,y: 390.6963195800781},
    {x: 474.2994384765625,y: 400.298583984375},
    {x: 480.9232482910156,y: 407.6407165527344},
    {x: 489.8179626464844,y: 412.0910949707031},
    {x: 499.71295166015625,y: 412.93780517578125},
    {x: 509.1825866699219,y: 409.91864013671875},
    {x: 517.5029296875,y: 404.9988098144531},
    {x: 525.7613220214844,y: 399.4412536621094},
    {x: 532.9508056640625,y: 392.4921569824219},
    {x: 540.9693298339844,y: 386.5667724609375},
    {x: 550.6978759765625,y: 385.21490478515625},
    {x: 560.3583068847656,y: 387.7626953125},
    {x: 568.926513671875,y: 392.5416259765625},
    {x: 575.4129028320312,y: 400.1156311035156},
    {x: 579.9955444335938,y: 408.983642578125},
    {x: 582.9647521972656,y: 418.5207824707031},
    {x: 584.7491760253906,y: 428.3544006347656},
    {x: 585.729736328125,y: 438.3049011230469},
    {x: 586.2260131835938,y: 448.29339599609375},
    {x: 586.23291015625,y: 458.2844543457031},
    {x: 584.66650390625,y: 468.1492614746094},
    {x: 581.3137817382812,y: 477.5519104003906},
    {x: 576.0208129882812,y: 486.00823974609375},
    {x: 568.8210144042969,y: 492.9053955078125},
    {x: 560.1566467285156,y: 497.8620300292969},
    {x: 550.5289001464844,y: 500.49462890625},
    {x: 540.6773071289062,y: 502.1788024902344},
    {x: 530.7133178710938,y: 502.9555969238281},
    {x: 520.7226867675781,y: 502.7217712402344},
    {x: 510.81390380859375,y: 501.40545654296875},
    {x: 501.4158630371094,y: 498.13006591796875},
    {x: 493.3798522949219,y: 492.2381896972656},
    {x: 487.3897705078125,y: 484.2776184082031},
    {x: 483.38291931152344,y: 475.1447448730469},
    {x: 480.97215270996094,y: 465.44000244140625},
    {x: 478.5737762451172,y: 455.734130859375},
    {x: 477.1501922607422,y: 445.8428039550781},
    {x: 477.8161926269531,y: 435.8960876464844},
    {x: 481.7694091796875,y: 426.8479309082031},
    {x: 489.786865234375,y: 428.13775634765625},
    {x: 489.3076477050781,y: 437.8482971191406},
    {x: 484.330810546875,y: 446.4824523925781},
    {x: 476.4019775390625,y: 452.4532775878906},
    {x: 466.96238708496094,y: 455.5056457519531},
    {x: 456.9904327392578,y: 455.5592346191406},
    {x: 447.47401428222656,y: 452.64678955078125},
    {x: 439.65599060058594,y: 446.51141357421875},
    {x: 435.1832275390625,y: 437.6541748046875},
    {x: 436.0318298339844,y: 427.8390197753906},
    {x: 438.9841766357422,y: 418.29632568359375},
    {x: 444.15931701660156,y: 409.80462646484375},
    {x: 452.4201202392578,y: 404.3768615722656},
    {x: 461.9838409423828,y: 405.659423828125},
    {x: 462.8244171142578,y: 414.6339111328125},
    {x: 454.2095947265625,y: 419.135498046875},
    {x: 444.3340148925781,y: 418.2708435058594},
    {x: 435.3893127441406,y: 413.8550109863281}
    ];
// ── DiscreteFourierTransform.js

function dft(x){

    let X = [];
    const N = x.length;

    for(let k=0;k<N;k++)
    {
        let re = 0;
        let im = 0;

        for (let n = 0; n < N; n++) 
        {
            let phi = (2*PI*k*n)/N;

            re += x[n] * cos(phi);
            im -= x[n] * sin(phi);
        }

        re = re/N;
        im = im/N;

        let freq = k;
        let amp = sqrt(re*re+im*im);
        let phase = atan2(im,re);

        X[k] = {re, im , freq , amp , phase};
    }

    return X;
}
